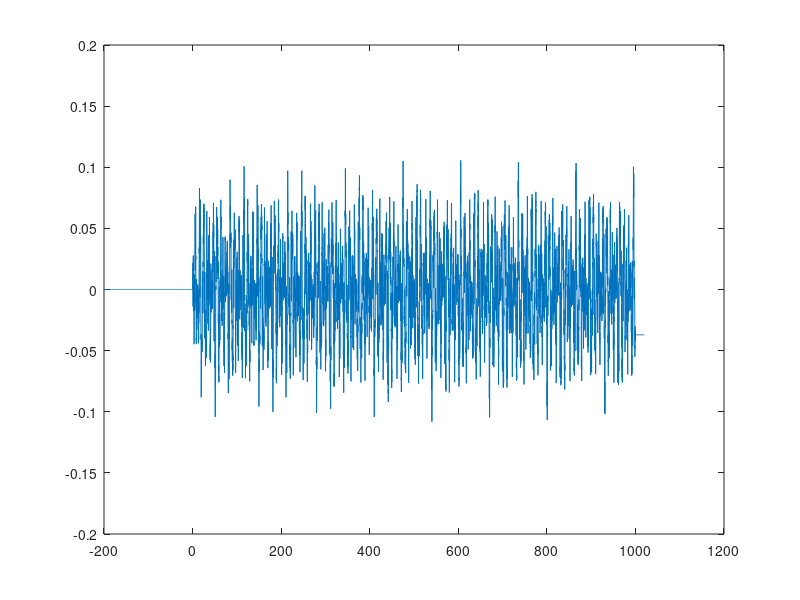

Write MATLAB code to recreate this figure.
clc
clear all
close all

profile1D = [reshape([0.09	0.8	1.36	1.44	1.77	1.68	2.24	2.28	0.75	-0.27
-1.05	-1.3	-0.38	0.5	1.18	2.16	2.87	2.52	2.38	2.5
1.38	-0.45	-1.68	-0.48	0.65	-0.45	-0.01	0.71	0.52	1.22
0.05	-2.13	-2.97	-3.64	-4.36	-4.39	-3.32	-2	-0.16	1.35
1.28	1.26	0.41	-0.21	0.57	0.85	1.24	-0.19	-1.04	0.79
-0.31	-0.96	-0.2	-1.62	-1.08	0.71	3.43	6.26	5.32	4.39
3.19	1.64	2.99	3.67	4.22	5.04	3.74	3.3	4.35	6.04
6.87	4.5	2.51	2.8	2.14	0.64	0.54	0.91	0.69	0.2
-1.23	-2.88	-3.75	-4.08	-3.88	-4.12	-4.35	-3.52	-1.91	0.12
0.95	0.28	-0.76	-1.15	-0.48	-0.76	-1.6	-1.76	-2.02	-2.18
-2.32	-1.55	-0.89	-1.74	-1.17	-0.95	-2.03	-1.4	-1.13	-1.18
-1.42	-1.98	-0.12	0.11	-0.92	0.5	-0.51	-1.26	0.37	-1.1
-1.48	-0.08	-1.43	-1.56	-0.97	-2.38	-3.17	-2.94	-2.31	-2.07
-3.17	-4.31	-3.84	-2.24	-2.24	-2.97	-3.31	-4.09	-2.42	-0.96
-2.68	-1.83	0.11	-0.76	-1.75	-1.83	-0.19	1.8	2.24	3.05
3.54	3.02	3.7	5.37	5.97	6.62	8.38	7.98	6.51	6.42
4.64	2.48	1.93	1.5	1.31	0.27	-0.56	0.46	1.5	3.18
5.35	5.97	6.03	6.8	7.44	6.88	6.28	6.13	5.11	3.68
3.2	4	4.41	3.32	2.51	2.14	0.63	-1.89	-3.59	-3.55
-3.8	-4	-3.63	-5.77	-8.44	-8.65	-8.73	-8.26	-6.94	-6.38
-5.69	-6.1	-7	-5.44	-3.84	-3.61	-3.85	-4.64	-4.64	-4.45
-4.41	-4	-4.36	-4.51	-4.17	-4.29	-4.82	-5.02	-2.9	-0.9
-0.8	0.08	0.32	-0.53	-0.74	-0.48	0.14	-0.08	0.15	1.1
0.76	1.03	1.59	0.38	-1.54	-1.83	0.52	2.18	2.29	2.37
1.96	2.66	4.2	4.53	3.87	4.25	5.85	4.84	3.8	5.28
4.78	5.05	7.02	6.5	6.36	7.11	6.19	5.23	6.04	6.75
5.8	5.94	5.78	3.66	3.47	3.37	1.66	1.19	0.35	-1.33
-2.05	-2.77	-3.85	-3.72	-2.91	-2.83	-1.62	0.78	1.54	0.76
-0.65	-1.9	-2.18	-1.96	-1.53	-2.25	-3.96	-3.5	-2.27	-3.68
-5.8	-6.17	-5.32	-4.4	-3.69	-2.79	-3.1	-4.53	-4.49	-3.74
-3.39	-4	-5.21	-4.08	-3.56	-4.86	-3.96	-3.99	-5.52	-5.04
-4.1	-3.17	-1.92	-0.28	1.15	1.11	1.48	1.96	1.87	3.21
5.44	6.51	5.58	4.58	4.46	4.01	3.96	3.64	2.88	2.56
1.91	1.71	0.92	-0.67	-0.74	-0.23	0.62	1.99	2.48	2.42
2.36	1.75	0.45	-0.21	-0.63	-1.91	-2.7	-2.06	-0.01	0.61
-0.75	-0.14	0.26	-0.57	-0.61	-2.11	-3.28	-2.31	-1.39	-0.52
0.95	2.77	3.89	4.52	4.21	2.62	1.8	0.96	0.82	1.81
1.63	1.32	0.15	0.27	2.22	0.95	0.85	2.23	1.58	3.23
5.15	6	5.6	2.07	0.33	-0.35	-0.75	1.24	1.39	0.88
0.63	-1.13	-1.14	-0.15	-0.08	-1.54	-4.75	-5.68	-4.45	-4.86
-5.54	-4.65	-4.06	-4.49	-5	-5.77	-5.87	-4.83	-3.61	-2.4
-1.78	-1.01	0.53	1.78	2.21	1.08	-0.72	-1.59	-1.39	-0.69
-1.2	-1.78	-1.33	-1.11	-0.8	-0.41	0.36	0.54	-0.43	0.19
0.23	-0.64	0.37	0.54	0.23	0.23	0.19	1.72	1.05	-0.28
0.85	-0.43	-0.84	0.65	-1.01	-0.91	0.4	-1.15	-0.92	-0.28
-1.48	-1.16	-0.01	0.65	0.57	-0.25	-0.09	1.52	2.87	2.2
1.52	1.97	2.33	4.26	4.82	2.95	4.29	5.52	3.81	3.48
4.61	6.38	7.17	6.12	5.78	5.29	4.34	4.81	5.38	4.42
3.58	3.25	0.83	-1.44	-1.76	-3.32	-4.15	-3.01	-2.37	-1.85
-1.81	-1.08	1.04	2.13	2.92	3.23	1.77	0.44	0	-0.92
-2.68	-3.83	-4.38	-5.54	-6.33	-5.92	-5.16	-5.65	-7.29	-7.97
-8.24	-9.4	-10.34	-9.61	-7.78	-7.07	-6.75	-6.28	-7.6	-7.75
-5.15	-3.34	-1.76	-0.13	0.13	0.4	0.08	0.08	2.12	2.82
1.83	1.15	0.68	1.22	1.76	1.9	2.31	2.08	2.33	2.98
3.08	3.27	4.15	6.28	6.83	5.42	5.22	4.5	3.33	3.48
3.89	4.2	3.76	3.84	4.3	3.43	3.35	3.32	1.98	1.5
3.14	5.75	6.01	4.72	4.24	3.85	4.46	5.04	4.02	2.87
3.06	3.56	1.7	0.94	2.4	1.47	1.41	2.3	0.42	-0.41
-0.42	-1.98	-2.67	-1.91	-2.18	-3.86	-4.18	-4.86	-6.73	-6.22
-6.11	-7.4	-7.02	-7.05	-7.51	-6.63	-5.89	-5.32	-3.7	-2.2
-1.79	-0.69	0.27	-1.15	-3.22	-4.44	-4.63	-3.85	-3.18	-2.98
-3.7	-4.35	-2.86	-1.92	-3.48	-4.04	-2.28	-0.37	0.55	0.77
0.82	-0.05	-0.94	0.09	1.07	1.02	0.48	0.26	1.97	2.31
1.3	2.69	2.81	2.18	4.03	5.5	6.25	7	7.43	7.2
5.89	5.56	5.51	5.05	5.75	6.05	4.46	1.88	0.56	0.47
-0.1	-0.36	-0.85	-1.56	-1.6	-1.9	-1.84	-2.13	-2.5	-1.14
0.11	0.82	1.28	0.51	-0.49	-1.16	-2.04	-2.88	-2.69	-2.31
-2.47	-1.63	0.13	1.64	0.99	-0.63	0.2	0.33	-0.68	-0.43
-0.99	-0.42	1.88	2.97	3.51	4.19	4.37	3.43	2.05	0.38
-1.4	-1.54	-1.4	-0.83	0.14	-0.5	-0.91	-1.27	-0.41	1.12
-0.55	-0.32	1.02	0.02	1.07	1.19	-0.66	-2.95	-6.16	-5.89
-4.52	-3.68	-1.79	-2.61	-3.75	-3.98	-5.02	-4.08	-3.15	-3.99
-5.49	-6.73	-4.93	-2.35	-2.33	-2.1	-0.54	-0.08	-0.54	-0.41
0.02	1.21	2.94	3.92	4.31	4.11	4.12	4.42	3.76	2.27
0.25	-0.94	-0.45	0.61	1.27	0.73	0.65	1.57	1.83	2.02
2.2	2.33	1.84	0.87	1.56	1.46	0.78	1.87	1.63	1.04
1.21	1.21	1.97	0.6	-0.46	0.9	-0.18	-0.01	1.48	-0.11
0.58	1.81	0.24	1.05	1.84	0.97	2.05	3.16	3.03	2.46
1.98	2.79	4.07	4	2.4	1.89	2.71	2.98	3.75	2.77
0.63	1.95	2.05	-0.25	0.08	1.25	1.52	0.28	-1.96	-2.64
-3.21	-3.95	-3.49	-3.74	-5.37	-6.24	-6.55	-8.16	-8.38	-6.63
-6.31	-5.05	-2.59	-1.81	-1.43	-1.24	-0.53	0.56	-0.22	-1.41
-2.82	-5.08	-6.04	-5.98	-6.51	-7.24	-6.87	-6.04	-5.83	-5.02
-3.53	-2.74	-3.29	-3.97	-3.07	-1.99	-1.62	-0.41	1.99	4.03
4.23	4.2	4.6	4.13	5.53	8.5	9.07	8.89	8.64	7.25
6.49	5.85	5.8	6.89	5.85	3.91	3.5	3.64	4.38	4.62
4.3	4.31	3.89	4.04	4.36	3.99	3.96	4.35	4.75	3.14
0.7	0.41	-0.18	-0.77	0.06	0.44	0.29	-0.34	-0.35	-0.25
-1.27	-1.18	-1.09	-1.81	-1	0.9	1.72	-0.24	-2.4	-2.64
-2.72	-2.38	-2.67	-4.22	-4.87	-4.29	-4.19	-5.77	-5.49	-3.86
-5.1	-5.21	-4.78	-6.78	-6.81	-6.16	-6.96	-6.39	-5.14	-5.53
-6.52	-5.75	-5.4	-5.66	-3.66	-2.81	-3.11	-1.5	-0.66	-0.17
1.51	2.43	2.95	4	4.16	3.24	2.97	2.2	-0.17	-1.39
-0.75	0.59	1.99	2.46	2.3	1.87	2.18	3.9	4.07	2.6
3.36	5.63	6.37	5.61	4.57	3.84	2.96	2.85	4.26	4.62
3.83	3.37	3.64	4.97	4.4	3.23	4.49	4.12	3.47	5.01
4.95	3.85	2.95	1.71	0.2	-1.44	-1.64	-1.72	-2.36	-2.24
-3.14	-5.31	-6.71	-6.07	-4.77	-4.53	-4.12	-3.89	-3.74	-2.92
-2.52	-1.94	-1.57	-1.12	0.48	0.91	0.33	-0.37	-1.74	-2.45
-2.38	-2.28	-1.83	-0.58	0.33	0.61	1.71	2.68	2.35	0.48
-0.79	0.49	0.46	-0.38	0.46	0.6	1.62	3.18	2.46	1.34
0.51	-0.82	-2.62	-3.9	-4.49	-4.46	-2.93	-1.84	-1.13	-0.63
-1.61	-1.7	-1.34	-0.46	0.11	-1.94	-1.45	-0.51	-2.14	-1.72
-2.62	-4.85	-5.64	-5.74	-2.6	-0.09	0.39	1.16	-0.53	-1.35
-0.58	-0.53	1.06	1.67	0.62	0.37	1.37	4.4	6.11	4.9
4.76	5.64	5	4.1	4.38	4.87	5.52	5.84	4.9	3.63
2.36	1.58	0.99	-0.43	-1.75	-2.35	-1.52	0.35	1.46	1.47
0.73	0.89	1.67	1.34	1	0.74	0.35	-0.28	-0.79	0.15
-0.02	-0.54	0.48	-0.18	-0.77	-0.32	-0.39	-0.16	-1.44	-1.58
0.23	-0.65	-0.14	1.09	-0.57	0.43	1.25	-0.45	0.66	1.14
0.08	1.08	1.24	0.03	-0.74	-0.88	-0.13	0.04	-1.33	-2.95
-2.71	-1.72	-2.08	-2.39	-3.9	-5.23	-3.4	-3.79	-5.67	-4.28
-3.39	-4.34	-5.96	-7.15	-6.25	-5.56	-5.27	-4.2	-4.27	-5.02
-4.33	-3.18	-2.9	-1.02	1.7	2.16	3.25	4.53	3.52	2.63
2.09	1.86	1.5	-0.5	-1.88	-2.51	-3.03	-1.82	-0.21	0.38
1.1	2.76	4.15	4.66	5.63	6.59	6.38	5.54	5.62	7.16
8.12	8.23	9.13	10.17	9.78	7.92	6.8	6.57	5.91	6.78
7.54	5.21	2.99	1.57	-0.21	-0.68	-0.82	-0.73	-0.35	-2.05
-3.31	-2.4	-1.6	-1.06	-1.36	-2.06	-2.16	-2.57	-2.49	-2.49
-3.2	-3.39	-3.51	-4.13	-6.02	-7.17	-5.8	-5.22	-4.82	-3.49
-3.38	-3.81	-4.17	-3.89	-3.66	-4.26	-3.59	-3.15	-3.38	-2.24
-1.41	-2.58	-5.23	-6.15	-4.81	-4.12	-3.71	-3.98	-4.78	-4.03
-2.72	-2.53	-3.23	-1.89	-0.38	-1.79	-1.47	-0.73	-1.88	-0.48
0.95	0.77	2.05	3.15	2.55	2.36	3.95	4.67	4.88	6.76
6.8	6.11	7.36	7.31	6.93	7.48	6.79	5.81	5.29	3.89
2.18	1.64	0.88	-0.33	0.63	2.81	4.21	4.62	3.92	3.13
2.8	3.25	4.13	3.08	1.6	2.75	3.83	2.4	0.33	-0.81
-1.07	-1.14	-0.53	0.6	-0.04	-1.28	-1.37	-0.96	-0.47	-1.82
-2.85	-1.67	-2.57	-3.36	-2.43	-3.82	-5.6	-6.31	-7.03	-7.43
-7.37	-6.12	-5.39	-5.46	-4.9	-5.29	-5.84	-4.6	-2.04	-0.28
-0.14	0.28	0.65	0.94	1.72	1.81	2	2.04	2.07	2.6
1.56	0.08	-0.62	-1.19	-0.64	0.46	1.16	1.94	2.84	2.85
2.29	2.39	1.83	0.17	-1.49	-1.43	0.4	0.12	-0.56	0.53
0.46	0.71	0.69	-1.53	-2.96	-3.42	-4.03	-4.3	-3.53	-2.1
-0.55	1.35	1.82	1.53	1.19	0.06	0.39	0.99	1.25	0.92
-0.94	0.13	0.86	-0.86	-0.07	-0.46	-1.21	0.56	2.6	5.83
6.46	4.72	4.03	2.12	2.2	3.72	3.84	4.83	4.41	3.09
3.63	4.96	6.41	5.31	2.38	1.81	1.95	0.52	-0.33	0.11
0.13	-0.27	-1.22	-2.95	-4.08	-4.51	-4.37	-4.15	-4.44	-3.98
-2.59	-0.65	0.86	0.63	-0.44	-1.3	-1	-0.61	-1.47	-1.9
-2.02	-2.22	-2.31	-2.07	-0.97	-1.3	-1.68	-0.75	-1.59	-1.85
-1.02	-1.18	-1.1	-1.8	-1.09	0.61	-0.63	-0.24	0.41	-1.42
-0.34	-0.08	-1.89	-0.61	-0.64	-1.97	-1.13	-1.69	-3.08	-3.1
-2.59	-1.96	-2.44	-3.76	-4.06	-2.63	-1.62	-2.38	-2.72	-3.31
-3.01	-0.57	-1.12	-2.09	0.18	0.57	-0.73	-1.15	-0.31	1.99
3.06	3.39	4.25	3.99	3.85	5.29	6.46	6.61	7.86	8.64
6.89	6.11	5.35	2.82	1.66	1.36	1.11	0.72	-0.47	-0.06
1.3	2.52	4.7	6.05	5.97	6.24	6.98	6.82	5.86	5.49
4.88	3.4	2.34	2.6	3.42	2.83	1.53	1.06	0.13	-2.08
-4.36	-4.91	-4.64	-5.08	-4.72	-5.39	-8.37	-9.48	-9.08	-8.92
-7.61	-6.57	-6	-5.58	-6.61	-6.19	-4.07	-3.35	-3.44	-4.06
-4.54	-4.18	-4.15	-3.81	-3.71	-4.13	-3.83	-3.65	-3.91	-4.37
-3.31	-0.65	0.07	0.3	1.12	0.47	-0.13	-0.06	0.49	0.76
0.45	1.33	1.6	1.23	1.93	1.56	-0.24	-1.47	-0.05	2.47
3.01	3.02	2.81	2.75	4.16	5.13	4.71	4.25	5.55	6.02
4.14	4.77	5.55	4.7	6.36	7.07	6.07	6.67	6.53	5.14
5.05	6.15	5.74	4.92	5.34	3.76	2.24	2.68	1.42	0.16
-0.12	-1.62	-2.8	-3.2	-4.11	-4.54	-3.64	-3.1	-2.65	-0.49
1.17	0.76	-0.53	-2.02	-2.72	-2.61	-2.22	-2.2	-3.74	-4.51
-3.07	-3.12	-5.35	-6.49	-5.88	-4.75	-3.95	-3.13	-2.68	-3.89
-4.68	-3.93	-3.36	-3.37	-4.58	-4.64	-3.09	-3.96	-4.24	-3.12
-4.37	-4.84	-3.65	-2.71	-1.5	-0.07	1.64	2.17	2.01	2.67
2.67	3.14	5.14	6.8	6.54	5.05	4.55	4.24	3.83	3.78
2.99	2.46	1.98	1.44	1.2	-0.23	-1.06	-0.47	0.17	1.44
2.39	2.36	2.2	1.85	0.73	-0.4	-0.67	-1.52	-2.63	-2.56
-0.97	0.78	-0.11	-0.72	0.35	-0.26	-0.65	-1.2	-2.94	-2.65
-1.34	-0.48	0.72	2.45	3.89	4.48	4.61	3.28	1.89	1.27
0.54	1.31	1.76	1.32	0.74	-0.27	1.44	1.91	0.38	1.83
1.96	2.1	4.44	5.35	5.67	3.19	-0.03	-0.56	-1.38	-0.26
1.21	0.39	0.3	-0.91	-2.09	-1.14	-0.67	-1.33	-3.97	-6.34
-5.46	-4.73	-5.61	-5.32	-4.22	-4.25	-4.74	-5.27	-5.73	-4.97
-3.64	-2.34	-1.38	-0.88	0.34	1.73	2.44	1.93	0.09	-1.29
-1.51	-0.82	-0.63	-1.48	-1.36	-0.9	-0.68	-0.27	0.23	0.93
0.22	-0.1	0.71	-0.17	-0.03	0.92	0.47	0.49	0.26	1.1
1.94	0.07	0.33	0.62	-1.08	0.24	0.17	-1.37	0.25	-0.09
-1.24	-0.07	-0.61	-1.25	-0.1	0.81	1.13	0.53	0.09	1.15
2.91	3.16	2.02	2.13	2.53	3.56	5.37	4.01	3.39	5.54
4.8	3.38	4.07	5.53	6.98	6.41	5.37	5.15	4.13	3.78
4.56	4.21	2.87	2.45	1.14	-1.79	-2.66	-3.24	-4.77	-4.09
-2.91	-2.36	-1.94	-1.79	-0.08	1.62	2.17	2.75	1.89	0.07
-0.76	-1.33	-2.81	-4.4	-4.98	-5.72	-6.77	-6.78	-5.94	-5.66
-6.95	-8.18	-8.27	-8.86	-9.92	-9.84	-8.09	-6.56	-6.3	-5.64
-5.97	-7.12	-5.31	-2.69	-1.31	0.47	1.24	1.25	1.33	0.78
1.95	3.66	3.02	2.05	1.46	1.5	2.29	2.46	2.78	2.88
2.69	3.35	3.68	3.74	4.18	5.74	7.34	6.27	5.22	5.04
3.73	3.28	3.71	4.09	4	3.55	4.1	3.77	3	3.3
2.49	1.39	2.1	4.59	6.15	4.98	3.99	3.58	3.55	4.41
4.02	2.62	2.06	2.74	2.04	0.04	1.01	1.43	0.23	1.26
0.58	-1.35	-1.25	-2.11	-3.52	-3.2	-2.65	-3.94	-5.09	-5.04
-6.64	-7.32	-6.27	-7.2	-7.58	-6.89	-7.34	-6.94	-5.77	-5.2
-4.05	-2.22	-1.44	-0.98	0.28	-0.14	-2.34	-3.94	-4.53	-3.99
-3.08	-2.64	-2.84	-3.78	-3.25	-1.47	-2.01	-3.47	-2.5	-0.33
1.05	1.4	1.44	1.06	-0.14	0.02	1.4	1.71	1.39	0.79
1.65	3.19	2.21	2.43	3.74	2.85	3.59	5.61	6.38	7.03
7.42	7.45	6.37	5.27	5.32	4.82	4.83	5.52	4.67	2.23
0.09	-0.25	-0.46	-0.93	-1.09	-1.83	-2.06	-2.09	-2.23	-2.08
-2.6	-1.97	-0.32	0.45	1.05	0.77	-0.38	-1.17	-1.86	-2.75
-2.99	-2.36	-2.27	-1.98	-0.46	1.27	1.74	-0.01	-0.42	0.64
-0.27	-0.54	-0.45	-0.8	1.09	2.91	3.36	3.87	4.2	3.62
2.16	0.67	-1.22	-2.09	-1.69	-1.48	-0.38	-0.27	-1.05	-1.23
-1.27	0.53	0.31	-1.18	0.47	0.25	-0.08	1.07	-0.39	-2.37
-5.35	-6.89	-5.07	-4.21	-2.58	-1.85	-3.54	-3.81	-4.53	-4.67
-3.15	-3.28	-4.47	-5.95	-5.58	-2.57	-1.31	-1.66	-0.53	0.67
0.37	0.16	0.54	1.29	2.92	4.22	4.69	4.62	4.24	4.42
4.16	2.88	1.03	-0.71	-0.8	0.24	1.24	1.25	0.65	1.31
1.97	2.02	2.23	2.28	2.2	1.17	1.03	1.77	0.88	1.25
1.98	1.09	1.09	1.06	1.53	1.46	-0.51	0.2	0.62	-0.59
1.09	0.86	-0.23	1.69	1.09	0.33	1.89	1.41	1.37	2.89
3.16	2.68	2	2.14	3.39	4.02	2.87	1.47	1.97	2.5
2.85	3.06	0.75	0.32	1.88	0.05	-1.13	0.14	0.75	0.25
-1.91	-3.43	-3.64	-4.46	-4.48	-4.05	-5.17	-6.58	-6.75	-7.56
-8.72	-7.26	-5.93	-5.5	-3.13	-1.5	-1.25	-0.96	-0.79	0.3
0.34	-1.11	-2.29	-4.27	-5.96	-6	-6	-6.66	-6.73	-5.73
-5.12	-4.67	-3.28	-2	-1.93	-2.78	-2.56	-1.16	-0.48	0.22
2.18	4.59	5.54	5.16	5.47	5.34	5.41	8.09	9.81	9.32
9.1	7.98	6.64	6.09	5.46	6.21	6.39	4.31	3.19	3.24
3.71	4.37	4.08	3.93	3.72	3.41	3.83	3.68	3.34	3.49
3.9	3.36	0.74	-0.54	-0.52	-1.38	-1.02	-0.22	-0.2	-0.62
-1.1	-0.76	-1.35	-1.98	-1.47	-1.98	-2.03	-0.42	1.09	0.3
-2.38	-3.38	-3.3	-3.22	-2.93	-4.06	-5.3	-5.1	-4.42	-5.28
-6.33	-4.61	-4.42	-5.71	-4.81	-5.83	-7.19	-6.12	-6.31	-6.56
-5.21	-4.64	-5.65	-5.69	-4.57	-4.85	-3.85	-1.83	-2.09	-1.34
0.26	0.52	1.71	3.13	3.51	4.21	4.84	4.09	3.25	2.97
1.17	-0.86	-0.77	0.46	1.99	2.93	2.91	2.57	2.32	3.52
4.78	3.62	2.99	4.97	6.52	6.14	4.96	4.03	3.28	2.6
3.47	4.61	4.04	3.34	3.17	4.11	4.74	3.15	3.36	4.23
2.97	3.66	4.62	3.5	2.45	1.28	-0.09	-1.77	-2.67	-2.39
-2.91	-3.12	-3.24	-4.95	-6.79	-6.93	-5.42	-4.57	-4.34	-3.8
-3.74	-3.09	-2.38	-1.99	-1.35	-1.17	-0.04	1.14	0.66	-0.01
-1.13	-2.28	-2.35	-2.12	-1.84	-0.88	0.4	0.79	1.36	2.52
2.71	1.43	-0.6	-0.31	0.83	-0.17	0.01	0.7	0.9	2.57
2.82	1.4	0.44	-0.64	-2.27	-3.83	-4.48	-4.68	-3.65	-1.99
-1.34	-0.55	-0.97	-1.75	-1.32	-0.91	0.23	-0.83	-2.18	-0.51
-1.36	-2.19	-1.76	-3.9	-5.12	-5.44	-3.74	-0.06	0.84	1.48
1.02	-0.9	-0.33	0.02	0.77	2.34	1.7	0.98	1.39	3.54
6.36	6.05	4.82	5.49	5.59	4.4	4.12	4.6	5.03	5.54
5.02	3.65	2.32	1.21	0.71	-0.27	-1.7	-2.5	-2.27	-0.57
1.06	1.51	0.95	0.45	1.2	1.38	0.81	0.6	0.2	-0.22
-0.97	-0.62	0.13	-0.73	-0.23	0.18	-0.95	-0.69	-0.54	-0.43
-0.8	-2.08	-0.56	0	-0.9	0.8	0.21	-0.64	1.22	0.14
-0.41	1.15	0.23	0.15	1.14	0.22	-0.86	-1.31	-0.93	-0.28
-1.01	-2.77	-3.5	-2.41	-2.15	-2.66	-3.32	-5.27	-4.66	-3.2
-5.16	-5.28	-3.49	-3.8	-5.12	-6.67	-6.55	-5.25	-4.94	-4.09
-3.36	-4.02	-4.02	-2.66	-1.95	-1.12	1.72	3.18	3.35	4.86
4.67	3.25	2.61	2.06	1.96	0.66	-1.29	-1.89	-2.42	-1.93
-0.03	1.1	1.6	2.85	4.56	5.32	5.83	6.88	7.13	6.34
5.76	6.71	8.15	8.33	8.61	9.61	9.8	8.27	6.39	5.94
5.41	5.23	6.48	5.39	2.48	0.96	-0.69	-1.79	-1.72	-1.85
-1.32	-1.91	-3.86	-3.65	-2.5	-1.88	-1.69	-2.45	-2.77	-2.96
-3.22	-2.95	-3.44	-3.94	-3.97	-4.28	-5.48	-7.32	-6.76	-5.28
-5.13	-4.01	-3.19	-3.58	-3.97	-4.05	-3.51	-3.85	-3.89	-2.94
-3.12	-2.69	-1.44	-1.7	-3.91	-5.96	-5.19	-3.87	-3.45	-3.19
-3.94	-3.94	-2.56	-1.68	-2.17	-2.06	0.06	-0.17	-1.26	0.06
-0.5	-0.59	1.57	1.81	2.21	3.76	3.82	3.06	3.91	5.39
5.34	6.45	7.69	6.59	6.96	7.76	6.95	7.12	7.03	5.78
5.05	4.13	2.31	1.23	0.96	-0.17	-0.28	1.79	3.63	4.39
4.05	3.06	2.5	2.49	3.33	3.32	1.49	1.33	2.95	2.55
0.38	-1.24	-1.74	-1.73	-1.51	-0.4	-0.07	-1.43	-2.04	-1.78
-1.19	-1.54	-3.32	-2.84	-2.36	-3.9	-3.38	-3.42	-5.51	-6.47
-7.02	-7.42	-7.46	-6.61	-5.22	-5.11	-4.76	-4.44	-5.11	-4.65
-2.43	0	0.68	0.68	1.19	1.3	1.89	2.3	2.21	2.39
2.17	2.53	2.31	0.63	-0.32	-0.88	-0.86	0.25	1.17	1.8
2.63	3.08	2.48	2.16	2.05	0.74	-1.02	-1.92	-0.49	0.6
-0.54	-0.06	0.61	0.29	0.75	-0.63	-2.77	-3.35	-3.72	-4.07
-3.67	-2.26	-0.75	1.04	2.29	1.92	1.68	0.76	0.2	1.04
1.25	1.46	0.02	-0.65	1.22	0.09	-0.46	0.45	-0.75	0.17
2.23	4.82	7.11	5.57	4.3	3.05	1.67	3.19	3.84	4.2
4.78	3.32	2.94	4.02	5.41	5.67	2.9	0.91	1.25	0.53
-0.91	-0.86	-0.47	-0.8	-1.41	-2.86	-4.32	-4.86	-4.86	-4.39
-4.38	-4.29	-3.14	-1.39	0.48	0.95	-0.03	-1.13	-1.44	-0.78
-1.14	-1.98	-2.05	-2.22	-2.27	-2.26	-1.43	-0.83	-1.7	-1.11
-0.93	-1.97	-1.25	-0.97	-1.07	-1.25	-1.66	0.2	0.28	-0.82
0.52	-0.58	-1.3	0.29	-1.26	-1.56	-0.2	-1.62	-1.72	-1.16
-2.6	-3.2	-2.76	-2.08	-1.9	-2.98	-3.87	-3.09	-1.44	-1.53
-2.26	-2.44	-2.91	-1.06	0.32	-1.38	-0.35	1.53	0.51	-0.35
-0.09	1.77	3.7	3.96	4.6	4.92	4.34	5.05	6.59	6.94
7.31	8.61	7.67	5.83	5.46	3.49	1.4	1.08	0.82	0.75
-0.09	-0.55	0.84	2.1	3.82	5.77	6.04	5.81	6.31	6.56
5.64	4.77	4.38	3.16	1.71	1.32	2.08	2.23	0.87	-0.08
-0.63	-2.3	-4.74	-6.09	-5.74	-5.79	-5.91	-5.6	-7.72	-9.99
-9.62	-9.2	-8.33	-6.76	-6.12	-5.43	-5.77	-6.41	-4.61	-3.06
-3.02	-3.37	-4.12	-4	-3.7	-3.6	-3.16	-3.47	-3.51	-3.06
-3.09	-3.42	-3.26	-0.93	0.95	0.85	1.55	1.57	0.62	0.46
0.78	1.37	1.13	1.37	2.25	1.81	2	2.39	1.07	-0.62
-0.44	2.15	3.7	3.59	3.57	3.19	3.94	5.37	5.45	4.68
5.03	6.41	5.18	4.16	5.64	5.08	5.32	7.1	6.28	5.94
6.46	5.31	4.32	5.08	5.54	4.35	4.27	3.85	1.6	1.4
1.2	-0.56	-1.01	-1.82	-3.39	-3.86	-4.34	-5.07	-4.56	-3.48
-3.17	-1.81	0.44	0.78	-0.39	-1.92	-3.08	-3.19	-2.88	-2.52
-3.31	-4.86	-4.2	-3.03	-4.55	-6.44	-6.36	-5.17	-4.1	-3.38
-2.6	-3.06	-4.42	-4.16	-3.32	-3.02	-3.63	-4.64	-3.34	-2.81
-4.02	-2.98	-2.96	-4.27	-3.4	-2.17	-1.07	0.29	1.87	3.09
2.85	3.11	3.53	3.44	4.77	6.71	7.23	5.84	4.62	4.38
3.81	3.64	3.18	2.33	1.96	1.3	1.06	0.28	-1.12	-0.89
-0.14	0.82	2.09	2.36	2.06	1.79	1	-0.34	-0.93	-1.27
-2.38	-2.81	-1.82	0.26	0.68	-0.75	-0.11	0.23	-0.68	-0.74
-2.11	-2.91	-1.54	-0.4	0.59	2.1	3.73	4.51	4.69	3.98
2.18	1.35	0.64	0.64	1.65	1.36	0.99	-0.05	0.26	2.18
0.86	0.85	2.28	1.64	3.27	4.89	5.14	4.13	0.36	-1.2
-1.55	-1.66	0.38	0.35	-0.35	-0.71	-2.42	-2.28	-1.32	-1.52
-3.18	-6.17	-6.6	-5.05	-5.31	-5.75	-4.64	-4	-4.43	-4.81
-5.3	-5.03	-3.67	-2.3	-1.08	-0.49	0.25	1.66	2.56	2.55
1.07	-0.77	-1.46	-1.07	-0.36	-0.88	-1.36	-0.78	-0.49	-0.14
0.26	0.94	0.98	0	0.62	0.62	-0.2	0.85	0.95	0.58
0.61	0.61	2	1.14	-0.19	0.94	-0.33	-0.64	0.85	-0.81
-0.58	0.73	-0.83	-0.48	0.21	-0.9	-0.36	0.88	1.45	1.28
0.55	0.92	2.58	3.72	2.86	2.19	2.75	3.19	4.97	5.23
3.28	4.62	5.61	3.74	3.52	4.73	6.27	6.62	5.22	4.67
4.03	3.03	3.43	3.75	2.51	1.47	0.94	-1.56	-3.61	-3.63
-4.84	-5.21	-3.67	-2.85	-2.24	-2.05	-1.18	0.88	1.68	2.06
1.9	0.08	-1.38	-1.9	-2.92	-4.65	-5.63	-5.99	-6.93	-7.4
-6.72	-5.93	-6.47	-7.99	-8.4	-8.41	-9.24	-9.66	-8.41	-6.3
-5.52	-5.16	-4.63	-5.7	-5.36	-2.4	-0.55	0.9	2.28	2.26
2.32	1.94	1.98	3.9	4.26	3	2.29	1.93	2.54	3.07
3.15	3.5	3.26	3.52	4.15	4.19	4.4	5.28	7.13	7.21
5.46	5.1	4.29	3.15	3.4	3.82	4.03	3.53	3.57	3.92
2.96	2.86	2.8	1.55	1.38	3.22	5.6	5.4	3.82	3.27
2.9	3.42	3.77	2.53	1.37	1.57	1.9	0	-0.61	0.87
-0.15	-0.27	0.43	-1.6	-2.4	-2.39	-3.89	-4.38	-3.55	-3.9
-5.54	-5.73	-6.28	-7.86	-7.03	-6.74	-7.79	-7.1	-6.87	-7.03
-5.84	-4.88	-4.13	-2.43	-1.05	-0.82	0.04	0.59	-1.19	-3.26
-4.2	-4.06	-3.06	-2.35	-2.19	-2.85	-3.25	-1.62	-0.77	-2.3
-2.52	-0.48	1.38	2.07	2.05	1.9	0.96	0.22	1.39	2.32
2.13	1.62	1.54	3.26	3.46	2.45	3.85	3.93	3.37	5.28
6.56	6.99	7.4	7.42	6.79	5.27	4.83	4.68	4.12	4.63
4.54	2.59	0.01	-1.09	-0.97	-1.41	-1.57	-1.95	-2.51	-2.38
-2.51	-2.32	-2.43	-2.55	-1.01	0.2	0.71	0.9	-0.09	-1.15
-1.77	-2.52	-3.11	-2.65	-2.08	-2.04	-1	0.76	1.96	1.01
-0.6	0.29	0.38	-0.61	-0.24	-0.59	0.2	2.52	3.36	3.6
3.93	3.68	2.38	0.79	-0.86	-2.4	-2.22	-1.83	-1.16	-0.24
-0.96	-1.32	-1.51	-0.59	0.78	-0.98	-0.72	0.55	-0.59	0.27
0.05	-2.09	-4.34	-7.06	-6.16	-4.38	-3.44	-1.69	-2.71	-3.85
-3.92	-4.72	-3.58	-2.67	-3.58	-4.85	-5.56	-3.3	-0.66	-0.73
-0.47	1.05	1.35	0.83	1.04	1.58	2.8	4.38	5.03	5.06
4.58	4.34	4.36	3.38	1.71	-0.19	-1.04	-0.21	0.97	1.55
0.99	0.98	1.92	2.1	2.2	2.27	2.26	1.68	0.75	1.48
1.36	0.71	1.8	1.46	0.84	1.05	1.04	1.66	0.24	-0.67
0.78	-0.23	0.04	1.51	-0.07	0.71	1.88	0.31	1.2	1.97
1.1	2.22	3.19	2.82	2.16	1.73	2.57	3.64	3.24	1.53
1.1	1.96	2.1	2.6	1.38	-0.71	0.66	0.6	-1.71	-1.2
-0.08	-0.14	-1.62	-3.84	-4.33	-4.71	-5.27	-4.7	-4.97	-6.5
-7.12	-7.16	-8.35	-8.02	-5.87	-5.28	-3.83	-1.4	-0.85	-0.67
-0.61	-0.08	0.68	-0.49	-1.92	-3.4	-5.46	-6.06	-5.68	-5.95
-6.32	-5.56	-4.47	-4.03	-3.01	-1.46	-0.78	-1.35	-1.8	-0.64
0.6	1.1	2.47	4.83	6.54	6.37	6.11	6.39	5.93	7.35
9.99	9.98	9.27	8.6	6.94	6.08	5.43	5.36	6.24	4.93
2.98	2.76	3.04	3.77	3.91	3.47	3.42	2.96	3.07	3.29
2.81	2.71	2.93	3.01	1.14	-1.23	-1.3	-1.68	-2.06	-1.09
-0.73	-0.95	-1.56	-1.54	-1.44	-2.41	-2.21	-2.04	-2.63	-1.67
0.09	0.46	-1.82	-3.91	-3.92	-3.85	-3.51	-3.85	-5.33	-5.73
-4.98	-4.86	-6.27	-5.74	-4.08	-5.34	-5.38	-4.92	-6.78	-6.5
-5.63	-6.22	-5.41	-4.09	-4.47	-5.26	-4.23	-3.68	-3.68	-1.53
-0.69	-0.93	0.74	1.54	1.99	3.56	4.25	4.5	5.22	4.99
3.78	3.3	2.36	0.08	-0.75	0.3	1.82	3.16	3.45	3.17
2.76	3.16	4.78	4.71	3.23	4.12	6.24	6.54	5.4	4.18
3.42	2.64	2.69	4.09	4.25	3.31	2.89	3.2	4.36	3.58
2.38	3.6	3.08	2.37	3.75	3.33	1.92	0.85	-0.5	-1.98
-3.41	-3.37	-3.32	-3.87	-3.72	-4.62	-6.56	-7.43	-6.29	-4.73
-4.37	-3.86	-3.51	-3.23	-2.31	-1.88	-1.29	-0.9	-0.45	1.01
1.14	0.29	-0.54	-1.85	-2.35	-2.03	-1.73	-1.09	0.23	1.06
1.25	2.2	2.85	2.14	0.17	-0.91	0.49	0.43	-0.37	0.55
0.71	1.64	2.88	1.75	0.38	-0.57	-1.94	-3.59	-4.53	-4.69
-4.23	-2.45	-1.33	-0.74	-0.39	-1.42	-1.43	-0.98	-0.19	0.17
-1.9	-1.32	-0.44	-2.14	-1.72	-2.61	-4.61	-4.86	-4.32	-0.85
1.53	1.67	2.11	0.31	-0.36	0.61	0.78	2.36	2.81	1.71
1.68	2.92	5.82	7.04	5.43	5.12	5.79	4.91	3.94	4.22
4.6	5.01	4.98	3.71	2.26	0.98	0.25	-0.3	-1.6	-2.62
-2.76	-1.56	0.42	1.37	1.17	0.37	0.55	1.26	0.78	0.37
0.08	-0.33	-0.9	-1.26	-0.26	-0.45	-0.94	0.06	-0.64	-1.19
-0.66	-0.75	-0.56	-1.75	-1.68	0.16	-0.74	-0.21	0.91	-0.78
0.23	0.94	-0.8	0.34	0.72	-0.41	0.53	0.49	-0.85	-1.55
-1.59	-0.87	-0.89	-2.36	-3.81	-3.33	-2.31	-2.77	-3.17	-4.59
-5.6	-3.61	-4.02	-5.72	-4.11	-3.28	-4.35	-5.8	-6.57	-5.28
-4.37	-3.93	-2.79	-2.83	-3.38	-2.4	-1.07	-0.61	1.38	3.91
4.05	4.79	5.63	4.18	3.08	2.46	2.11	1.6	-0.38	-1.51
-1.73	-1.79	-0.19	1.58	2.22	3.02	4.67	5.89	6.19	6.94
7.59	7.08	6.14	6.27	7.73	8.43	8.26	8.86	9.42	8.48
6.3	5.09	4.84	4.14	4.83	5.15	2.42	0.13	-1.15	-2.68
-2.85	-2.75	-2.55	-2.2	-3.83	-4.77	-3.55	-2.68	-2.22	-2.61
-3.32	-3.37	-3.71	-3.58	-3.59	-4.29	-4.41	-4.52	-5.15	-6.84
-7.52	-5.76	-5	-4.51	-3.18	-3.19	-3.66	-3.93	-3.57	-3.31
-3.81	-3.05	-2.59	-2.79	-1.7	-1.14	-2.57	-5.07	-5.53	-3.85
-3.07	-2.66	-2.89	-3.49	-2.51	-1.14	-1	-1.57	-0.14	1.23
-0.25	0.15	0.95	-0.07	1.5	2.93	2.69	3.93	4.84	4.1
3.97	5.55	6.12	6.2	7.82	7.52	6.62	7.66	7.3	6.65
6.92	5.91	4.72	4.04	2.54	0.93	0.58	0.05	-0.78	0.56
2.83	3.97	4.03	3.09	2.22	1.93	2.36	3.03	1.79	0.37
1.55	2.36	0.61	-1.47	-2.38	-2.38	-2.23	-1.52	-0.5	-1.3
-2.52	-2.48	-2.03	-1.67	-3.08	-3.96	-2.74	-3.67	-4.4	-3.5
-4.96	-6.59	-6.98	-7.36	-7.36	-6.89	-5.38	-4.55	-4.54	-3.88
-4.12	-4.33	-2.72	-0.09	1.45	1.34	1.6	1.86	2.04	2.67
2.59	2.6	2.5	2.38	2.67	1.43	-0.05	-0.56	-0.88	-0.09
1.1	1.76	2.41	3.08	2.82	2.06	1.97	1.22	-0.49	-1.89
-1.49	0.41	0.04	-0.62	0.48	0.29	0.37	0.12	-2.16	-3.37
-3.51	-3.78	-3.65	-2.5	-0.84	0.72	2.4	2.55	1.98	1.51
0.4	0.81	1.4	1.51	1.07	-0.66	0.56	1.25	-0.43	0.51
0.27	-0.18	1.91	3.97	6.78	6.75	4.55	3.69	1.9	2.18
3.76	3.74	4.5	3.85	2.5	3.12	4.31	5.28	3.67	0.61
0.16	0.31	-1.11	-1.8	-1.25	-1.27	-1.78	-2.77	-4.37	-5.19
-5.25	-4.8	-4.34	-4.37	-3.59	-2	-0.12	1.07	0.47	-0.77
-1.58	-1.22	-0.89	-1.79	-2.16	-2.17	-2.27	-2.22	-1.87	-0.8
-1.19	-1.55	-0.65	-1.5	-1.67	-0.79	-0.99	-0.91	-1.5	-0.69
0.87	-0.49	-0.16	0.39	-1.45	-0.35	-0.18	-1.96	-0.63	-0.75
-2.08	-1.21	-1.81	-3.1	-2.88	-2.23	-1.64	-2.16	-3.33	-3.3
-1.69	-0.76	-1.58	-1.84	-2.19	-1.61	0.82	0.17	-0.67	1.66
1.88	0.56	0.41	1.53	3.84	4.72	4.85	5.51	5.1	4.95
6.33	7.25	7.12	8	8.24	6.05	5.02	4.06	1.51	0.58
0.52	0.42	0.18	-0.7	0.09	1.72	3.02	5.06	6.04	5.61
5.61	6.01	5.47	4.22	3.63	2.82	1.26	0.29	0.62	1.28
0.43	-1.03	-1.61	-2.68	-4.89	-6.86	-7	-6.47	-6.75	-6.36
-7.07	-9.79	-10.33	-9.37	-8.78	-7.16	-6	-5.42	-5.01	-5.88
-5.19	-3	-2.47	-2.73	-3.37	-3.76	-3.28	-3.17	-2.8	-2.66
-3.01	-2.59	-2.33	-2.47	-2.65	-1.31	1.35	1.82	1.84	2.45
1.62	1.01	1.16	1.7	1.93	1.61	2.46	2.62	2.16	2.75
2.22	0.48	-0.34	1.45	3.97	4.27	4.09	3.85	3.84	5.21
5.94	5.3	4.81	5.99	6.18	4.22	4.89	5.61	4.71	6.27
6.69	5.44	5.85	5.46	3.96	3.88	4.83	4.15	3.15	3.34
1.57	0.07	0.49	-0.83	-2.05	-2.26	-3.67	-4.61	-4.73	-5.33
-5.37	-4.15	-3.41	-2.79	-0.66	0.65	-0.19	-1.71	-3.17	-3.69
-3.43	-3.03	-3.09	-4.57	-5.11	-3.57	-3.75	-5.91	-6.65	-5.62
-4.28	-3.43	-2.69	-2.41	-3.65	-4.26	-3.34	-2.77	-2.84	-3.93
-3.77	-2.16	-3.01	-3.15	-1.95	-3.09	-3.23	-1.71	-0.6	0.71
2.11	3.63	3.9	3.57	4.13	4.07	4.53	6.36	7.53	6.72
4.93	4.31	3.91	3.39	3.21	2.34	1.76	1.28	0.75	0.5
-0.82	-1.36	-0.49	0.31	1.55	2.31	2.02	1.66	1.12	-0.08
-1.15	-1.32	-2.03	-2.85	-2.4	-0.63	0.97	-0.1	-0.69	0.37
-0.33	-0.75	-1.22	-2.7	-1.99	-0.4	0.57	1.81	3.42	4.53
4.7	4.39	2.78	1.32	0.8	0.24	1.1	1.48	0.95	0.4
-0.4	1.39	1.76	0.25	1.78	1.91	2.04	4.21	4.63	4.31
1.43	-1.72	-1.91	-2.39	-1.08	0.28	-0.75	-0.98	-2.2	-3.22
-2.17	-1.86	-2.77	-5.37	-7.29	-5.93	-5	-5.7	-5.16	-3.95
-3.98	-4.4	-4.72	-4.85	-3.75	-2.22	-0.91	-0.01	0.42	1.54
2.66	2.93	2.02	0.01	-1.23	-1.23	-0.44	-0.27	-1.07	-0.82
-0.26	-0.02	0.41	0.87	1.42	0.62	0.31	1.11	0.22	0.42
1.35	0.81	0.82	0.64	1.43	2.07	0.11	0.4	0.68	-0.93
0.46	0.36	-1.09	0.61	0.22	-0.85	0.42	-0.08	-0.55	0.76
1.64	1.83	1.22	0.93	2.14	3.77	3.75	2.53	2.72	3.21
4.2	5.72	4.13	3.52	5.55	4.55	3.13	3.96	5.32	6.38
5.39	4.1	3.73	2.63	2.27	2.9	2.27	0.75	0.18	-1.26
-4.03	-4.56	-4.79	-5.89	-4.75	-3.32	-2.68	-2.17	-1.89	-0.16
1.31	1.47	1.61	0.33	-1.68	-2.54	-3.17	-4.65	-6.07	-6.43
-6.94	-7.7	-7.38	-6.39	-6.13	-7.39	-8.38	-8.16	-8.46	-9.1
-8.47	-6.34	-4.71	-4.43	-3.75	-3.96	-4.73	-2.51	0.23	1.48
3	3.46	3.19	3.12	2.57	3.72	5.15	4.16	3.06	2.55
2.68	3.49	3.61	3.85	3.9	3.71	4.35	4.62	4.64	5.09
6.49	7.66	6.16	4.91	4.63	3.3	2.96	3.47	3.78	3.6
3.11	3.59	3.16	2.36	2.65	1.85	0.98	1.98	4.42	5.54
3.97	2.84	2.45	2.4	3.1	2.47	0.98	0.48	1.1	0.26
-1.62	-0.53	-0.17	-1.44	-0.5	-1.36	-3.31	-3.12	-3.94	-5.18
-4.67	-4.14	-5.45	-6.46	-6.26	-7.62	-7.95	-6.65	-7.38	-7.48
-6.51	-6.69	-5.99	-4.59	-3.87	-2.62	-0.87	-0.29	-0.05	0.87
0.04	-2.31	-3.71	-3.95	-3.12	-2.11	-1.7	-1.91	-2.68	-1.93
-0.16	-0.79	-2.04	-0.74	1.5	2.66	2.74	2.54	2.02	0.89
1.22	2.63	2.81	2.4	1.91	2.86	4.28	3.2	3.44	4.71
3.8	4.61	6.53	6.99	7.29	7.3	6.91	5.54	4.32	4.31
3.72	3.61	4.02	2.79	0.22	-1.72	-1.78	-1.8	-2.15	-2.19
-2.78	-2.83	-2.69	-2.68	-2.38	-2.69	-1.83	-0.15	0.46	0.8
0.27	-1	-1.75	-2.33	-3	-2.97	-2.11	-1.86	-1.38	0.22
1.75	1.85	-0.04	-0.35	0.71	-0.23	-0.41	-0.16	-0.29	1.71
3.34	3.46	3.64	3.58	2.62	0.91	-0.62	-2.32	-2.86	-2.17
-1.78	-0.67	-0.66	-1.46	-1.51	-1.41	0.31	-0.08	-1.57	0.08
-0.28	-0.75	0.15	-1.63	-3.7	-6.33	-7.22	-4.87	-3.8	-2.23
-1.72	-3.51	-3.66	-4.17	-4.06	-2.46	-2.67	-3.8	-4.86	-3.95
-0.74	0.4	-0.02	1.12	2.17	1.72	1.51	1.98	2.79	4.32
5.32	5.41	5.02	4.39	4.32	3.77	2.26	0.43	-1.02	-0.72
0.54	1.52	1.45	0.88	1.6	2.2	2.15	2.26	2.19	1.98
0.95	0.88	1.61	0.73	1.13	1.79	0.83	0.86	0.86	1.24
1.06	-0.83	0.03	0.51	-0.61	1.12	0.84	-0.18	1.76	1.08
0.38	1.98	1.44	1.44	2.9	2.94	2.28	1.61	1.8	2.95
3.27	1.9	0.53	1.12	1.6	1.75	1.68	-0.69	-0.99	0.49
-1.44	-2.47	-1.1	-0.7	-1.5	-3.73	-5.06	-5.04	-5.66	-5.5
-5.02	-6.1	-7.29	-7.17	-7.63	-8.29	-6.35	-4.75	-4.13	-1.72
-0.3	-0.32	-0.21	-0.19	0.63	0.29	-1.44	-2.72	-4.59	-5.94
-5.58	-5.3	-5.65	-5.33	-4.03	-3.22	-2.57	-1.08	0.13	0.08
-0.67	-0.2	1.37	2.14	2.95	4.93	7.08	7.6	6.9	7.02
6.82	6.92	9.41	10.6	9.52	8.85	7.41	5.93	5.36	4.76
5.41	5.33	3.12	2.16	2.41	2.94	3.53	3.12	2.89	2.63
2.29	2.66	2.39	1.97	2.03	2.21	1.37	-1.3	-2.36	-2.08
-2.73	-2.18	-1.32	-1.37	-1.82	-2.25	-1.88	-2.45	-2.98	-2.37
-2.79	-2.68	-1.06	0.11	-1.11	-3.86	-4.63	-4.32	-4.16	-3.9
-5.02	-6.06	-5.61	-4.86	-5.63	-6.42	-4.55	-4.41	-5.66	-4.7
-5.65	-6.74	-5.39	-5.4	-5.42	-3.91	-3.36	-4.28	-4.05	-2.74
-2.83	-1.63	0.4	0.11	0.9	2.48	2.64	3.74	4.93	5.02
5.42	5.67	4.58	3.53	3.08	1.26	-0.47	0.07	1.58	3.11
3.88	3.68	3.28	3.11	4.3	5.34	4.02	3.49	5.47	6.66
5.83	4.4	3.41	2.72	2.21	3.16	4.17	3.39	2.65	2.55
3.43	3.83	2.13	2.35	3.1	1.74	2.35	3.04	1.57	0.33
-0.91	-2.28	-3.77	-4.39	-3.91	-4.31	-4.43	-4.53	-6.12	-7.53
-7.1	-5.22	-4.23	-3.92	-3.29	-3.12	-2.39	-1.63	-1.25	-0.62
-0.45	0.6	1.52	0.73	-0.11	-1.24	-2.21	-2.04	-1.59	-1.12
-0.06	1.17	1.44	1.88	2.79	2.6	1.07	-0.85	-0.35	0.8
-0.22	0.04	0.78	0.93	2.38	2.23	0.49	-0.58	-1.71	-3.23
-4.5	-4.73	-4.47	-3.12	-1.36	-0.8	-0.18	-0.72	-1.48	-0.94
-0.53	0.43	-0.77	-2.03	-0.32	-1.26	-2.1	-1.64	-3.67	-4.46
-4.15	-1.98	1.71	2.28	2.55	1.85	-0.03	0.75	1.25	2.04
3.48	2.69	2.05	2.71	4.9	7.32	6.48	5	5.51	5.36
4.03	3.74	4.18	4.43	4.65	3.79	2.19	0.83	-0.2	-0.62
-1.5	-2.69	-3.08	-2.41	-0.49	1.05	1.25	0.56	0.07	0.8
0.85	0.18	-0.07	-0.48	-0.87	-1.48	-1.01	-0.27	-1.12	-0.6
-0.24	-1.38	-1.03	-0.85	-0.78	-1.14	-2.24	-0.58	-0.06	-0.96
0.69	-0.01	-0.83	0.97	-0.22	-0.73	0.78	-0.25	-0.36	0.5
-0.61	-1.69	-2.01	-1.57	-1.04	-1.94	-3.63	-4.09	-2.85	-2.64
-3.26	-3.9	-5.6	-4.71	-3.22	-5.12	-4.97	-3.1	-3.55	-4.85
-6.06	-5.5	-3.91	-3.46	-2.51	-1.77	-2.35	-2.1	-0.53	0.3
1.25	3.99	5.09	4.91	6	5.34	3.62	2.89	2.27	2.06
0.71	-1.06	-1.29	-1.37	-0.45	1.68	2.83	3.35	4.62	6.17
6.68	6.96	7.73	7.64	6.64	6.06	7.01	8.23	8.11	8.09
8.7	8.36	6.41	4.4	3.94	3.4	3.17	4.11	2.58	-0.49
-1.88	-3.27	-4.04	-3.67	-3.62	-3.05	-3.63	-5.35	-4.78	-3.45
-2.87	-2.78	-3.58	-3.86	-3.97	-4.17	-3.87	-4.36	-4.8	-4.76
-5.07	-6.16	-7.61	-6.6	-4.87	-4.62	-3.47	-2.74	-3.24	-3.59
-3.58	-2.99	-3.28	-3.22	-2.22	-2.4	-1.98	-0.89	-1.45	-3.7
-5.38	-4.16	-2.65	-2.23	-1.98	-2.62	-2.38	-0.87	-0.04	-0.53
-0.28	1.78	1.38	0.32	1.7	1.21	1.28	3.5	3.64	3.97
5.38	5.22	4.42	5.31	6.67	6.44	7.35	8.24	6.84	7.03
7.56	6.47	6.39	6	4.52	3.65	2.63	0.86	-0.01	-0.06
-0.87	-0.58	1.72	3.4	3.81	3.16	2.02	1.47	1.51	2.23
1.99	0.11	0.07	1.57	0.84	-1.46	-2.89	-3.1	-2.85	-2.46
-1.36	-1.2	-2.64	-3.12	-2.74	-2.22	-2.68	-4.37	-3.76	-3.28
-4.8	-4.22	-4.31	-6.35	-7.01	-7.2	-7.22	-6.86	-5.68	-4.16
-3.99	-3.58	-3.15	-3.6	-2.79	-0.37	1.89	2.25	2.04	2.4
2.39	2.84	3.07	2.79	2.82	2.45	2.63	2.18	0.42	-0.39
-0.7	-0.42	0.84	1.74	2.26	2.9	3.06	2.23	1.75	1.46
0.05	-1.57	-2.09	-0.45	0.56	-0.62	-0.1	0.51	0.04	0.31
-1.21	-3.22	-3.46	-3.5	-3.48	-2.7	-1.02	0.57	2.2	3.12
2.43	1.98	1.02	0.54	1.43	1.55	1.59	0.18	-0.3	1.61
0.46	0.02	1.07	0.08	1.29	3.5	5.83	7.48	5.35	3.81
2.58	1.4	3.07	3.64	3.81	4.14	2.55	2.23	3.3	4.36
4.08	1.02	-0.87	-0.41	-1.12	-2.44	-2.21	-1.78	-2.18	-2.85
-4.23	-5.42	-5.57	-5.22	-4.5	-4.25	-3.89	-2.49	-0.72	0.89
0.96	-0.28	-1.4	-1.62	-0.97	-1.38	-2.19	-2.15	-2.22	-2.16
-2.02	-1.15	-0.63	-1.52	-0.92	-0.78	-1.78	-0.97	-0.69	-0.84
-0.97	-1.25	0.58	0.48	-0.69	0.57	-0.6	-1.27	0.28	-1.32
-1.54	-0.2	-1.68	-1.72	-1.17	-2.59	-2.98	-2.33	-1.61	-1.49
-2.54	-3.15	-2.09	-0.43	-0.63	-1.35	-1.36	-1.56	0.41	1.66
-0.04	1.12	2.9	1.72	1	1.56	3.53	5.31	5.31	5.73
5.85	5.18	5.87	7.22	7.26	7.31	8.15	6.7	4.57	4.03
1.99	0.08	0.06	0.01	0.08	-0.53	-0.62	1.08	2.46	4.1
5.73	5.58	5.05	5.26	5.14	3.89	2.82	2.25	0.91	-0.49
-0.73	-0.01	-0.09	-1.63	-2.65	-3.28	-4.99	-7.2	-8.11	-7.39
-7.23	-7.24	-6.93	-8.93	-10.72	-9.74	-8.84	-7.63	-5.9	-5.23
-4.58	-4.88	-5.29	-3.32	-1.88	-2.07	-2.52	-3.21	-2.98	-2.59
-2.44	-1.98	-2.24	-2.18	-1.64	-1.61	-1.74	-1.29	1.15	2.82
2.44	2.92	2.73	1.68	1.58	1.94	2.49	2.22	2.43	3.23
2.68	2.78	3.03	1.64	0.22	0.85	3.59	4.93	4.56	4.42
4.05	4.81	6.07	5.87	4.99	5.29	6.44	5	4.01	5.48
4.84	5.02	6.58	5.47	4.94	5.25	3.91	2.92	3.64	3.87
2.47	2.22	1.61	-0.68	-0.81	-1.03	-2.78	-3.11	-3.81	-5.17
-5.35	-5.52	-5.89	-5.01	-3.71	-3.26	-1.84	0.18	0.07	-1.43
-3.01	-4.01	-3.92	-3.51	-3.2	-4.02	-5.38	-4.5	-3.38	-4.96
-6.57	-6.02	-4.54	-3.39	-2.7	-2.08	-2.66	-3.93	-3.47	-2.54
-2.3	-2.9	-3.7	-2.25	-1.72	-2.85	-1.7	-1.62	-2.72	-1.5
-0.07	1.11	2.46	3.89	4.81	4.33	4.45	4.77	4.62	5.87
7.44	7.39	5.58	4.19	3.89	3.24	2.97	2.43	1.53	1.17
0.54	0.32	-0.4	-1.57	-1.03	-0.07	0.92	2.06	2.06	1.55
1.09	0.18	-1.13	-1.59	-1.79	-2.68	-2.75	-1.47	0.58	0.76
-0.73	-0.05	0.22	-0.74	-0.77	-1.96	-2.39	-0.67	0.6	1.63
3.05	4.41	4.77	4.51	3.43	1.5	0.74	0.2	0.35	1.36
0.98	0.56	-0.32	0.16	2.03	0.63	0.7	2.15	1.48	3.02
4.29	3.93	2.4	-1.46	-2.72	-2.67	-2.49	-0.43	-0.66	-1.53
-1.94	-3.55	-3.23	-2.28	-2.71	-4.47	-7.14	-7.01	-5.14	-5.25
-5.47	-4.17	-3.52	-3.92	-4.16	-4.38	-3.78	-2.18	-0.75	0.38
0.86	1.5	2.69	3.21	2.75	1	-0.81	-1.25	-0.68	0.04
-0.48	-0.85	-0.15	0.17	0.53	0.92	1.48	1.38	0.37	1
0.98	0.19	1.27	1.3	0.87	0.93	0.95	2.18	1.15	-0.16
0.99	-0.25	-0.44	1.06	-0.59	-0.24	1.07	-0.49	-0.02	0.71
-0.31	0.42	1.7	2.15	1.89	1.23	1.77	3.42	4.3	3.24
2.59	3.25	3.7	5.28	5.22	3.18	4.51	5.26	3.23	3.14
4.38	5.63	5.55	3.82	3.12	2.39	1.37	1.73	1.84	0.39
-0.76	-1.4	-3.84	-5.55	-5.17	-6	-5.89	-4	-3.06	-2.41
-2.14	-1.2	0.72	1.17	1.11	0.52	-1.57	-3.07	-3.58	-4.6
-6.19	-6.91	-7.02	-7.69	-7.82	-6.88	-6.05	-6.62	-7.96	-8.05
-7.76	-8.25	-8.16	-6.45	-4.18	-3.4	-3.04	-2.48	-3.33	-2.57
0.6	2.34	3.52	4.57	4.21	4.05	3.59	3.64	5.39	5.38
3.88	3.18	2.93	3.6	4.09	4.09	4.36	4.08	4.33	4.92
4.88	5.07	5.88	7.39	6.99	4.95	4.49	3.64	2.58	2.96
3.38	3.49	2.93	2.93	3.19	2.17	2.08	2.02	0.88	1
2.97	5.03	4.36	2.53	1.97	1.62	2.08	2.21	0.8	-0.31
-0.07	0.14	-1.76	-2.18	-0.68	-1.77	-1.93	-1.36	-3.49	-4.19
-4.08	-5.46	-5.72	-4.79	-5.19	-6.72	-6.72	-7.07	-8.33	-7.17
-6.69	-7.5	-6.52	-6.05	-5.93	-4.49	-3.4	-2.56	-0.89	0.28
0.27	0.85	1.01	-1.05	-3.05	-3.64	-3.16	-1.98	-1.26	-1.15
-1.74	-1.92	-0.19	0.54	-0.96	-0.87	1.36	3.08	3.46	3.17
2.83	1.86	1.27	2.55	3.38	3.05	2.55	2.6	4.28	4.31
3.28	4.67	4.67	4.13	6.03	7.04	7.1	7.14	6.76	5.78
4.1	3.62	3.41	2.77	3.11	2.7	0.51	-1.96	-2.72	-2.34
-2.62	-2.65	-2.89	-3.27	-2.94	-2.92	-2.59	-2.54	-2.44	-0.77
0.33	0.59	0.52	-0.65	-1.71	-2.22	-2.79	-3.11	-2.39	-1.66
-1.47	-0.3	1.36	2.21	0.98	-0.6	0.37	0.43	-0.53	-0.03
-0.21	0.74	2.99	3.5	3.39	3.37	2.74	1.15	-0.53	-2.06
-3.27	-2.75	-2.13	-1.38	-0.53	-1.32	-1.63	-1.66	-0.7	0.49
-1.37	-1.06	0.12	-1.16	-0.46	-0.96	-3.3	-5.35	-7.48	-5.94
-3.83	-2.86	-1.29	-2.5	-3.61	-3.49	-4.05	-2.73	-1.85	-2.8
-3.83	-4.03	-1.39	1.19	0.94	1.17	2.6	2.7	2.1	2.35
2.95	4.13	5.46	5.73	5.39	4.64	4.18	3.94	2.71	0.98
-0.71	-1.16	-0.01	1.24	1.72	1.13	1.18	2.12	2.18	2.17
2.14	2	1.35	0.5	1.28	1.14	0.52	1.6	1.17	0.53
0.79	0.76	1.26	-0.18	-0.92	0.64	-0.32	0.05	1.48	-0.11
0.75	1.86	0.26	1.22	1.96	1.07	2.19	2.97	2.37	1.63
1.26	2.1	2.94	2.23	0.45	0.15	1.04	1.05	1.29	-0.1
-2.09	-0.64	-0.84	-3.1	-2.39	-1.33	-1.67	-3.32	-5.42	-5.64
-5.77	-6.12	-5.42	-5.66	-7.04	-7.36	-7.08	-7.85	-7	-4.52
-3.78	-2.24	0.04	0.28	0.2	0.11	0.44	0.86	-0.63	-2.21
-3.63	-5.41	-5.58	-4.85	-4.85	-4.87	-3.77	-2.47	-1.87	-0.73
0.79	1.32	0.72	0.45	1.81	3.11	3.66	5.07	7.25	8.52
7.93	7.43	7.56	7.08	8.43	10.65	10.02	8.81	7.79	5.93
5.04	4.44	4.36	5.06	3.55	1.66	1.68	2.1	2.81	2.83
2.3	2.19	1.72	1.79	1.93	1.36	1.19	1.28	1.08	-0.95
-3.15	-2.92	-3.07	-3.22	-2.12	-1.79	-2.08	-2.65	-2.58	-2.47
-3.35	-3.04	-2.79	-3.25	-2.19	-0.62	-0.69	-3.2	-5.13	-4.84
-4.62	-4.26	-4.62	-5.97	-6.09	-5.17	-5.02	-6.24	-5.46	-3.79
-5.07	-5.03	-4.51	-6.2	-5.61	-4.53	-4.94	-3.92	-2.58	-2.97
-3.56	-2.31	-1.61	-1.44	0.78	1.54	1.28	2.94	3.62	3.95
5.33	5.71	5.66	6.03	5.42	3.96	3.35	2.33	0.21	-0.18
1.25	2.87	4.07	4.15	3.72	3.34	3.79	5.26	4.94	3.44
4.43	6.34	6.18	4.69	3.37	2.64	2	2.2	3.56	3.52
2.46	2.08	2.42	3.41	2.43	1.23	2.4	1.76	0.99	2.22
1.47	-0.18	-1.32	-2.66	-3.99	-5.12	-4.81	-4.59	-5.03	-4.81
-5.63	-7.27	-7.58	-5.97	-4.2	-3.78	-3.22	-2.79	-2.43	-1.46
-1.04	-0.49	-0.14	0.27	1.53	1.34	0.26	-0.64	-1.83	-2.08
-1.53	-1.04	-0.28	1.03	1.73	1.78	2.53	2.85	1.81	-0.2
-1.05	0.47	0.37	-0.39	0.6	0.74	1.53	2.43	0.93	-0.6
-1.57	-2.88	-4.27	-4.82	-4.53	-3.67	-1.72	-0.65	-0.22	-0.04
-1.12	-1.05	-0.53	0.15	0.31	-1.75	-1.07	-0.24	-1.98	-1.51
-2.33	-4.05	-3.73	-2.64	1.01	3.12	2.85	2.97	1.07	0.57
1.73	1.97	3.47	3.73	2.58	2.74	4.12	6.78	7.44	5.43
4.98	5.45	4.35	3.34	3.63	3.91	4.08	3.72	2.19	0.67
-0.52	-1.13	-1.56	-2.67	-3.33	-3.03	-1.51	0.49	1.21	0.79
-0.05	0.15	0.77	0.17	-0.29	-0.58	-0.98	-1.45	-1.65	-0.61
-0.82	-1.28	-0.3	-1.05	-1.54	-0.93	-1.03	-0.88	-1.96	-1.69
0.17	-0.79	-0.27	0.74	-0.99	0.04	0.62	-1.15	0.02	0.3
-0.91	-0.02	-0.23	-1.66	-2.25	-2.16	-1.47	-1.65	-3.17	-4.38
-3.66	-2.62	-3.16	-3.6	-4.87	-5.55	-3.41	-3.83	-5.33	-3.51
-2.76	-3.91	-5.15	-5.48	-3.83	-2.75	-2.22	-1.07	-1.11	-1.49
-0.28	1.15	1.68	3.65	5.87	5.59	5.94	6.31	4.47	3.22
2.58	2.17	1.59	-0.29	-1.08	-0.89	-0.51	1.4	3.23	3.82
4.61	6.14	7.1	7.13	7.6	7.92	7.11	6.09	6.25	7.59
7.97	7.49	7.77	7.87	6.45	4.04	2.85	2.62	1.92	2.46
2.4	-0.59	-2.8	-3.81	-5	-4.8	-4.45	-4.13	-3.78	-5.3
-5.89	-4.38	-3.47	-3.12	-3.58	-4.26	-4.23	-4.49	-4.32	-4.31
-4.96	-5	-5.07	-5.65	-7.06	-7.27	-5.17	-4.29	-3.76	-2.49
-2.64	-3.14	-3.33	-2.9	-2.61	-3.03	-2.2	-1.74	-1.95	-0.93
-0.63	-2.26	-4.53	-4.51	-2.51	-1.69	-1.33	-1.52	-1.94	-0.76
0.59	0.66	0.16	1.63	2.83	1.25	1.73	2.56	1.65	3.33
4.67	4.31	5.45	6.12	5.22	5.12	6.63	7.01	6.89	8.21
7.55	6.43	7.27	6.62	5.73	5.75	4.49	3.16	2.4	0.92
-0.5	-0.58	-0.85	-1.31	0.36	2.61	3.44	3.13	1.97	1.07
0.84	1.25	1.72	0.32	-0.99	0.24	0.78	-1.21	-3.19	-3.79
-3.51	-3.15	-2.35	-1.46	-2.4	-3.57	-3.36	-2.88	-2.63	-4.05
-4.76	-3.47	-4.4	-5.05	-4.13	-5.61	-7.01	-7.02	-7.03	-6.65
-5.81	-4.11	-3.24	-3.19	-2.47	-2.58	-2.51	-0.63	1.94	3.14
2.73	2.8	2.92	2.96	3.42	3.14	2.98	2.74	2.47	2.57
1.17	-0.24	-0.52	-0.56	0.42	1.64	2.2	2.68	3.09	2.56
1.63	1.41	0.52	-1.14	-2.22	-1.48	0.45	-0.03	-0.68	0.42
0.13	0.04	-0.38	-2.63	-3.54	-3.31	-3.25	-2.74	-1.3	0.48
1.95	3.33	3.11	2.27	1.7	0.64	1.14	1.71	1.67	1.14
-0.43	0.92	1.58	-0.06	1.03	0.93	0.72	3.03	4.97	7.25
6.55	3.94	3.01	1.37	1.87	3.47	3.28	3.8	2.95	1.58
2.29	3.31	3.8	1.77	-1.31	-1.55	-1.32	-2.67	-3.15	-2.47
-2.52	-3.08	-4.04	-5.43	-5.88	-5.54	-4.81	-4.13	-3.93	-2.91
-1.22	0.5	1.3	0.33	-1.03	-1.75	-1.32	-1.04	-1.96	-2.22
-2.11	-2.12	-1.95	-1.51	-0.49	-0.95	-1.3	-0.42	-1.28	-1.37
-0.44	-0.69	-0.63	-1.11	-0.25	1.17	-0.33	-0.04	0.41	-1.42
-0.28	-0.19	-1.94	-0.54	-0.73	-2.04	-1.13	-1.74	-2.89	-2.42
-1.66	-1.1	-1.66	-2.65	-2.31	-0.57	0.25	-0.64	-0.8	-0.92
-0.14	2.23	1.46	0.71	3.06	3.07	1.72	1.82	3.14	5.38
5.98	5.84	6.28	5.7	5.51	6.78	7.4	6.95	7.45	7.18
4.63	3.44	2.4	-0.04	-0.66	-0.42	-0.35	-0.41	-0.98	0.15
1.94	3.21	4.99	5.55	4.73	4.46	4.55	3.65	2.18	1.45
0.52	-1.04	-1.85	-1.43	-0.9	-1.96	-3.5	-4.09	-5.18	-7.25
-8.81	-8.48	-7.66	-7.78	-7.33	-7.99	-10.37	-10.3	-8.8	-7.84
-6.02	-4.81	-4.28	-3.91	-4.65	-3.74	-1.55	-1.26	-1.7	-2.36
-2.64	-2.05	-1.89	-1.49	-1.34	-1.62	-1.11	-0.79	-0.83	-0.76
0.78	3.3	3.47	3.23	3.61	2.61	2.01	2.23	2.76	2.92
2.59	3.37	3.41	2.86	3.35	2.69	1.06	0.66	2.75	5.17
5.16	4.78	4.48	4.49	5.78	6.24	5.38	4.84	5.89	5.81
3.79	4.51	5.16	4.19	5.62	5.73	4.25	4.5	3.9	2.34
2.3	3.11	2.2	1.06	1.09	-0.76	-2.18	-1.69	-3.01	-4.11
-4.17	-5.4	-6.05	-5.84	-6.11	-5.77	-4.28	-3.4	-2.7	-0.68
0.23	-1.03	-2.7	-4.05	-4.35	-3.92	-3.5	-3.62	-5.01	-5.28
-3.65	-3.94	-5.97	-6.27	-4.85	-3.38	-2.55	-1.93	-1.81	-3.08
-3.5	-2.42	-1.87	-2	-2.96	-2.58	-0.94	-1.78	-1.8	-0.54
-1.57	-1.42	0.36	1.55	2.84	4.12	5.34	5.3	4.77	5.21
5.05	5.44	7.03	7.68	6.35	4.31	3.63	3.19	2.61	2.36
1.44	0.88	0.45	-0.04	-0.24	-1.4	-1.63	-0.49	0.39	1.55
2.07	1.54	0.99	0.33	-0.9	-1.84	-1.85	-2.37	-2.9	-2.09
-0.21	1.17	-0.07	-0.63	0.42	-0.35	-0.77	-1.14	-2.32	-1.23
0.56	1.54	2.73	4.11	4.84	4.56	3.84	2.01	0.57	0.22
-0.16	0.78	1.1	0.49	0	-0.59	1.24	1.49	0	1.59
1.67	1.73	3.68	3.59	2.69	-0.45	-3.39	-3.15	-3.27	-1.81
-0.57	-1.79	-2.11	-3.28	-4.12	-2.95	-2.78	-3.87	-6.31	-7.69
-5.86	-4.76	-5.3	-4.53	-3.24	-3.3	-3.65	-3.76	-3.58	-2.22
-0.59	0.65	1.4	1.7	2.64	3.43	3.26	1.99	-0.09	-1.14
-0.88	-0.01	0.14	-0.6	-0.23	0.4	0.64	1.05	1.43	1.83
0.95	0.66	1.44	0.55	0.8	1.7	1.07	1.07	0.93	1.66
2.09	0.08	0.43	0.73	-0.8	0.68	0.55	-0.81	0.96	0.53
-0.46	0.9	0.43	0.11	1.54	2.33	2.38	1.75	1.6	2.9
4.34	4.04	2.74	3.01	3.56	4.44	5.64	3.82	3.23	5.12
3.88	2.47	3.42	4.64	5.29	3.91	2.43	1.98	0.85	0.51
1.03	0.18	-1.45	-2.07	-3.5	-6	-6.1	-5.93	-6.58	-5.02
-3.39	-2.74	-2.2	-1.85	-0.19	0.99	0.73	0.43	-1.18	-3.28
-4.07	-4.66	-6.04	-7.21	-7.27	-7.51	-7.94	-7.3	-6.17	-5.94
-7.12	-7.82	-7.28	-7.28	-7.49	-6.37	-3.98	-2.34	-2.12	-1.46
-1.59	-2.03	0.5	3.19	4.16	5.33	5.41	4.85	4.63	4.06
5.14	6.26	4.93	3.74	3.33	3.55	4.36	4.4	4.55	4.54
4.32	4.93	5.11	5.07	5.48	6.67	7.37	5.49	4.09	3.78
2.49	2.29	2.88	3.12	2.85	2.34	2.76	2.25	1.45	1.76
1	0.35	1.59	3.89	4.54	2.61	1.39	1.05	1.01	1.56
0.72	-0.8	-1.19	-0.6	-1.51	-3.24	-2	-1.7	-3	-2.13
-3.11	-5	-4.67	-5.38	-6.4	-5.68	-5.15	-6.43	-7.24	-6.83
-7.93	-7.88	-6.33	-6.89	-6.7	-5.49	-5.45	-4.5	-2.95	-2.17
-0.93	0.65	0.95	0.93	1.5	0.32	-2.09	-3.21	-3.06	-1.98
-0.9	-0.55	-0.78	-1.39	-0.46	1.26	0.52	-0.55	1.03	3.24
4.09	3.86	3.44	2.8	1.76	2.25	3.64	3.66	3.17	2.77
3.77	5.03	3.83	4.08	5.27	4.3	5.14	6.89	6.97	6.89
6.52	5.76	4.17	2.91	2.88	2.24	2.04	2.22	0.71	-1.86
-3.48	-3.19	-2.99	-3.19	-3.08	-3.5	-3.36	-3.04	-2.89	-2.46
-2.58	-1.56	0.09	0.48	0.55	-0.19	-1.52	-2.18	-2.6	-3.03
-2.72	-1.68	-1.3	-0.69	0.9	2.16	1.89	-0.11	-0.31	0.77
-0.19	-0.28	0.12	0.15	2.17	3.54	3.28	3.12	2.7	1.43
-0.41	-1.88	-3.3	-3.46	-2.47	-1.94	-0.86	-0.94	-1.75	-1.68
-1.46	0.15	-0.42	-1.9	-0.24	-0.74	-1.35	-0.64	-2.66	-4.69
-6.84	-7.05	-4.21	-3.02	-1.58	-1.3	-3.16	-3.17	-3.45	-3.12
-1.46	-1.76	-2.8	-3.44	-2.07	1.24	2.15	1.59	2.67	3.53
2.9	2.69	3.21	3.99	5.34	6	5.68	4.97	4.13	3.85
3.07	1.43	-0.28	-1.36	-0.67	0.78	1.69	1.52	0.98	1.73
2.25	2.07	2.08	1.9	1.59	0.59	0.6	1.34	0.46	0.89
1.49	0.46	0.53	0.56	0.86	0.59	-1.18	-0.15	0.37	-0.66
1.09	0.76	-0.21	1.74	0.97	0.32	1.93	1.32	1.33	2.69
2.48	1.67	1.01	1.25	2.29	2.31	0.74	-0.54	0.16	0.59
0.54	0.23	-2.14	-2.27	-0.82	-2.82	-3.66	-2.18	-1.98	-3.02
-5.21	-6.28	-5.97	-6.34	-5.99	-5.45	-6.45	-7.36	-6.91	-7.03
-7.19	-4.86	-3.1	-2.41	-0.07	1.04	0.7	0.6	0.47	1.01
0.34	-1.6	-2.86	-4.51	-5.44	-4.67	-4.11	-4.17	-3.5	-1.95
-1.01	-0.26	1.25	2.31	2.11	1.44	2.11	3.78	4.53	5.34
7.22	8.98	9	7.96	7.9	7.61	7.67	9.91	10.5	8.85
7.79	6.13	4.59	4.08	3.54	4.11	3.82	1.56	0.82	1.29
1.88	2.37	1.85	1.56	1.28	0.93	1.25	0.89	0.4	0.39
0.37	-0.69	-3.29	-4.03	-3.47	-3.89	-3.15	-2.25	-2.38	-2.83
-3.19	-2.79	-3.32	-3.73	-3.02	-3.35	-3.11	-1.53	-0.73	-2.31
-5.03	-5.49	-4.93	-4.68	-4.44	-5.5	-6.29	-5.58	-4.77	-5.46
-5.98	-3.99	-3.9	-5.11	-4.06	-4.92	-5.73	-4.12	-3.98	-3.8
-2.19	-1.69	-2.53	-2.09	-0.63	-0.59	0.72	2.67	2.27	3.04
4.5	4.5	5.42	6.33	6.08	6.16	6.04	4.65	3.46	2.93
1.18	-0.2	0.78	2.51	3.97	4.51	4.11	3.65	3.54	4.68
5.46	3.98	3.55	5.48	6.28	5.02	3.41	2.43	1.85	1.51
2.53	3.38	2.42	1.67	1.64	2.44	2.62	0.84	1.09	1.74
0.29	0.84	1.28	-0.47	-1.79	-3.01	-4.26	-5.48	-5.76	-5.04
-5.3	-5.32	-5.34	-6.74	-7.67	-6.69	-4.51	-3.46	-3.13	-2.46
-2.22	-1.45	-0.7	-0.38	0.19	0.31	1.23	1.86	0.79	-0.18
-1.25	-2.01	-1.57	-0.94	-0.34	0.76	1.88	1.97	2.24	2.88
2.33	0.62	-1.12	-0.4	0.76	-0.28	0.05	0.8	0.87	2.07
1.53	-0.44	-1.54	-2.6	-3.93	-4.82	-4.61	-3.93	-2.32	-0.56
-0.15	0.28	-0.37	-1.1	-0.47	-0.08	0.69	-0.62	-1.76	-0.03
-1.03	-1.83	-1.31	-3.16	-3.5	-2.61	-0.11	3.44	3.58	3.45
2.54	0.74	1.72	2.33	3.09	4.36	3.4	2.84	3.69	5.8
7.74	6.36	4.65	5.04	4.67	3.22	2.96	3.36	3.44	3.38
2.24	0.52	-0.77	-1.64	-1.9	-2.61	-3.51	-3.47	-2.42	-0.36
1.02	0.94	0.12	-0.35	0.35	0.29	-0.47	-0.72	-1.11	-1.45
-1.91	-1.32	-0.6	-1.44	-0.9	-0.59	-1.72	-1.28	-1.06	-1.04
-1.37	-2.27	-0.52	-0.06	-0.99	0.59	-0.21	-1.01	0.73	-0.57
-1.04	0.43	-0.71	-0.85	-0.1	-1.35	-2.39	-2.55	-2.04	-1.62
-2.63	-4.2	-4.35	-2.98	-2.83	-3.51	-4.09	-5.5	-4.32	-2.82
-4.65	-4.25	-2.32	-2.9	-4.13	-4.97	-3.99	-2.18	-1.65	-0.68
0.02	-0.49	-0.04	1.65	2.5	3.45	5.96	6.62	6.02	6.69
5.58	3.62	2.87	2.25	1.99	0.67	-0.83	-0.65	-0.3	0.97
3.22	4.3	4.75	5.93	7.24	7.43	7.43	7.88	7.45	6.26
5.7	6.61	7.57	7.11	6.81	7.04	6.22	3.94	1.91	1.53
1.04	0.78	1.47	-0.38	-3.47	-4.59	-5.61	-6	-5.3	-5.05
-4.44	-4.98	-6.44	-5.51	-4.03	-3.53	-3.55	-4.37	-4.57	-4.59
-4.71	-4.38	-4.84	-5.19	-5.07	-5.34	-6.27	-7.3	-5.85	-3.95
-3.67	-2.55	-1.96	-2.57	-2.87	-2.77	-2.15	-2.4	-2.26	-1.25
-1.45	-1.06	-0.15	-0.97	-3.18	-4.42	-2.78	-1.14	-0.77	-0.55
-1.09	-0.65	0.93	1.64	1.13	1.47	3.42	2.83	1.78	3.22
2.75	2.94	5.14	5.12	5.33	6.55	6.14	5.28	6.17	7.35
6.9	7.56	8.08	6.4	6.42	6.7	5.35	5.07	4.45	2.8
1.89	0.87	-0.74	-1.33	-1.11	-1.6	-0.94	1.48	2.94	2.96
2.01	0.78	0.28	0.36	0.97	0.52	-1.35	-1.25	0.15	-0.87
-3.21	-4.35	-4.22	-3.73	-3.19	-2.13	-2.14	-3.61	-3.93	-3.43
-2.97	-3.51	-5.08	-4.3	-3.82	-5.28	-4.61	-4.71	-6.63	-6.94
-6.73	-6.39	-5.66	-4.23	-2.65	-2.48	-2.04	-1.55	-1.82	-0.74
1.75	3.71	3.69	3.21	3.42	3.26	3.54	3.57	3.12	3
2.51	2.52	1.9	0.13	-0.48	-0.52	-0.01	1.35	2.17	2.53
2.94	2.82	1.79	1.18	0.79	-0.66	-2.05	-2.19	-0.36	0.55
-0.69	-0.13	0.41	-0.2	-0.08	-1.66	-3.46	-3.31	-3	-2.64
-1.54	0.3	1.84	3.22	3.75	2.73	2.11	1.15	0.77	1.7
1.72	1.63	0.27	-0.02	1.93	0.74	0.42	1.61	0.77	2.22
4.45	6.37	7.34	4.66	2.94	1.81	0.87	2.67	3.13	3.07
3.17	1.48	1.24	2.29	3	2.24	-1	-2.67	-2.01	-2.66
-3.8	-3.36	-2.89	-3.32	-3.98	-5.21	-6.08	-5.82	-5.12	-4.18
-3.74	-3.17	-1.63	0.07	1.34	1	-0.48	-1.58	-1.67	-1.01
-1.47	-2.23	-2.06	-2.02	-1.86	-1.6	-0.74	-0.32	-1.22	-0.62
-0.51	-1.47	-0.58	-0.32	-0.52	-0.61	-0.78	0.98	0.69	-0.55
0.65	-0.58	-1.17	0.35	-1.29	-1.41	-0.09	-1.61	-1.58	-1.01
-2.38	-2.53	-1.69	-0.96	-0.9	-1.88	-2.22	-0.92	0.7	0.36
-0.35	-0.2	-0.16	1.88	2.94	1.21	2.47	4.09	2.74	2.16
2.96	4.96	6.48	6.17	6.33	6.24	5.47	6.1	7.21	6.92
6.64	7.02	5.14	2.84	2.25	0.26	-1.38	-1.04	-0.85	-0.62
-0.99	-0.76	1.17	2.57	4.01	5.24	4.65	3.81	3.75	3.3
1.79	0.59	-0.06	-1.43	-2.7	-2.76	-2.04	-2.31	-3.96	-4.96
-5.56	-7.18	-9.05	-9.45	-8.33	-7.96	-7.85	-7.5	-9.32	-10.57
-8.98	-7.67	-6.22	-4.41	-3.8	-3.23	-3.51	-3.73	-1.66	-0.41
-0.85	-1.4	-2.03	-1.68	-1.21	-1.04	-0.58	-0.81	-0.67	-0.06
0.03	0.04	0.72	3.15	4.52	3.82	4.07	3.67	2.55	2.52
2.91	3.39	3.07	3.25	3.94	3.27	3.3	3.43	2.01	0.9
1.92	4.72	5.77	5.1	4.84	4.47	5.2	6.25	5.77	4.77
5.02	5.93	4.32	3.37	4.84	4.1	4.21	5.53	4.12	3.44
3.59	2.11	1.17	1.87	1.9	0.34	-0.01	-0.73	-2.97	-2.95
-3.11	-4.77	-4.92	-5.44	-6.53	-6.37	-6.22	-6.22	-5.03	-3.58
-3.05	-1.66	0.06	-0.52	-2.28	-3.83	-4.61	-4.29	-3.79	-3.52
-4.33	-5.47	-4.37	-3.3	-4.9	-6.17	-5.18	-3.46	-2.3	-1.73
-1.28	-1.97	-3.13	-2.46	-1.48	-1.32	-1.9	-2.5	-0.91	-0.42
-1.49	-0.23	-0.11	-1.01	0.49	2.04	3.17	4.42	5.58	6.15
5.39	5.35	5.55	5.32	6.41	7.57	6.95	4.78	3.31	3.01
2.34	2.02	1.44	0.55	0.26	-0.3	-0.46	-1.06	-1.98	-1.13
-0.01	0.94	1.89	1.63	0.91	0.33	-0.64	-1.85	-2.13	-2.16
-2.8	-2.53	-1.01	0.92	0.85	-0.7	0.02	0.24	-0.76	-0.72
-1.71	-1.77	0.23	1.54	2.5	3.74	4.75	4.67	3.98	2.61
0.63	0.02	-0.33	-0.03	0.99	0.51	0.08	-0.64	0	1.78
0.3	0.43	1.86	1.12	2.52	3.41	2.48	0.55	-3.24	-4.08
-3.6	-3.16	-1.12	-1.54	-2.54	-2.95	-4.41	-3.88	-2.95	-3.56
-5.31	-7.56	-6.86	-4.69	-4.7	-4.71	-3.27	-2.64	-3.04	-3.14
-3.11	-2.23	-0.49	0.89	1.85	2.16	2.62	3.54	3.66	2.79
0.85	-0.83	-0.99	-0.24	0.47	-0.05	-0.31	0.49	0.82	1.15
1.49	1.92	1.67	0.66	1.31	1.25	0.5	1.6	1.54	1.05
1.15	1.17	2.24	1.07	-0.19	1.01	-0.19	-0.26	1.24	-0.39
0.09	1.38	-0.18	0.41	1.18	0.23	1.11	2.39	2.67	2.31
1.72	2.39	3.97	4.55	3.29	2.68	3.4	3.83	5.16	4.77
2.67	3.98	4.5	2.34	2.38	3.62	4.55	4.03	2.05	1.26
0.52	-0.46	-0.1	-0.17	-1.76	-2.91	-3.54	-5.8	-7.08	-6.25
-6.66	-6.11	-3.93	-2.96	-2.33	-2.03	-1.11	0.59	0.64	0.16
-0.8	-3.06	-4.49	-4.88	-5.82	-7.19	-7.58	-7.39	-7.75	-7.54
-6.37	-5.52	-6.08	-7.21	-6.97	-6.38	-6.53	-5.98	-3.91	-1.58
-0.9	-0.62	-0.07	-0.74	0.34	3.59	5.06	5.87	6.51	5.8
5.41	4.87	4.9	6.44	6.07	4.37	3.72	3.58	4.29	4.72
4.62	4.81	4.48	4.71	5.22	5.08	5.21	5.91	7.05	6.19
3.93	3.44	2.61	1.67	2.2	2.61	2.62	2.02	2	2.18
1.14	1.08	1.05	0.04	0.43	2.44	4.13	2.99	0.97	0.45
0.16	0.56	0.51	-1.01	-2.02	-1.7	-1.56	-3.4	-3.61	-2.07
-3.23	-3.4	-2.92	-5.07	-5.6	-5.35	-6.56	-6.55	-5.51	-5.92
-7.3	-7.06	-7.19	-8.09	-6.61	-5.96	-6.55	-5.3	-4.64	-4.32
-2.71	-1.57	-0.75	0.79	1.68	1.39	1.67	1.46	-0.8	-2.62
-2.82	-2.02	-0.7	-0.02	0.02	-0.5	-0.48	1.3	1.87	0.4
0.75	3.09	4.55	4.58	4.02	3.51	2.54	2.11	3.46	4.16
3.68	3.2	3.34	4.93	4.78	3.7	5.07	4.95	4.41	6.23
6.91	6.57	6.25	5.51	4.26	2.49	2.03	1.82	1.13	1.35
0.68	-1.62	-3.84	-4.19	-3.51	-3.6	-3.48	-3.56	-3.76	-3.24
-3.06	-2.62	-2.42	-2.15	-0.44	0.49	0.48	0.17	-1.13	-2.13
-2.48	-2.84	-2.88	-1.94	-1.09	-0.81	0.41	1.91	2.37	0.89
-0.63	0.43	0.46	-0.46	0.16	0.13	1.17	3.26	3.38	2.91
2.56	1.61	-0.16	-1.82	-3.12	-3.95	-3.07	-2.24	-1.46	-0.7
-1.56	-1.8	-1.69	-0.72	0.27	-1.67	-1.31	-0.22	-1.64	-1.07
-1.78	-4.19	-5.92	-7.39	-5.24	-2.87	-1.98	-0.64	-2.02	-3.07
-2.74	-3.06	-1.61	-0.78	-1.77	-2.53	-2.25	0.64	3.04	2.54
2.68	3.96	3.83	3.13	3.41	4.01	5.06	6.09	5.95	5.25
4.26	3.63	3.2	1.81	0.12	-1.27	-1.3	0.15	1.41	1.77
1.13	1.23	2.13	2.07	1.95	1.82	1.57	0.89	0.13	0.96
0.81	0.23	1.28	0.77	0.13	0.45	0.4	0.79	-0.62	-1.17
0.48	-0.43	0.01	1.39	-0.21	0.71	1.73	0.1	1.13	1.8
0.86	1.96	2.54	1.71	0.93	0.62	1.44	2.05	1.07	-0.72
-0.87	0.05	-0.07	-0.06	-1.56	-3.38	-1.83	-2.12	-4.29	-3.37
-2.37	-2.95	-4.68	-6.55	-6.43	-6.3	-6.41	-5.58	-5.77	-6.95
-6.93	-6.33	-6.69	-5.4	-2.71	-1.93	-0.43	1.6	1.46	1.1
0.85	0.97	1.08	-0.67	-2.29	-3.53	-4.94	-4.65	-3.58	-3.33
-3.04	-1.66	-0.22	0.44	1.61	3.02	3.34	2.68	2.57	4.06
5.34	5.83	7.15	9.04	9.79	8.76	8.01	8	7.47	8.69
10.43	9.18	7.53	6.25	4.3	3.46	2.96	2.91	3.46	1.82
0.08	0.37	0.93	1.6	1.51	0.89	0.76	0.28	0.34	0.42
-0.23	-0.44	-0.46	-0.87	-2.95	-4.88	-4.3	-4.19	-4.13	-2.92
-2.65	-2.99	-3.5	-3.36	-3.22	-4.02	-3.58	-3.25	-3.61	-2.48
-1.14	-1.62	-4.28	-5.94	-5.33	-4.93	-4.55	-4.9	-6.09	-5.91
-4.83	-4.65	-5.68	-4.67	-3.02	-4.33	-4.2	-3.61	-5.11	-4.22
-2.96	-3.24	-2.06	-0.74	-1.17	-1.59	-0.17	0.61	0.88	3.07
3.66	3.31	4.89	5.38	5.51	6.64	6.67	6.29	6.33	5.38
3.75	3.08	2.06	0.19	0.26	2.01	3.65	4.64	4.47	3.91
3.54	4.01	5.31	4.73	3.22	4.28	5.93	5.31	3.54	2.2
1.56	1.09	1.44	2.74	2.49	1.33	1.03	1.39	2.2	1.06
-0.12	1.03	0.28	-0.53	0.57	-0.46	-2.25	-3.35	-4.57	-5.67
-6.43	-5.8	-5.4	-5.72	-5.39	-6.09	-7.38	-7.13	-5.1	-3.23
-2.82	-2.25	-1.79	-1.4	-0.45	-0.09	0.37	0.65	0.96	1.99
1.5	0.22	-0.67	-1.7	-1.68	-0.91	-0.3	0.54	1.77	2.29
2.15	2.68	2.67	1.35	-0.62	-1.19	0.44	0.29	-0.44	0.61
0.7	1.32	1.89	0.07	-1.53	-2.42	-3.57	-4.63	-4.74	-4.01
-2.84	-0.8	0.15	0.36	0.37	-0.75	-0.59	-0.02	0.53	0.51
-1.52	-0.72	0.07	-1.68	-1.14	-1.84	-3.24	-2.38	-0.83	2.83
4.55	3.82	3.62	1.68	1.35	2.67	2.92	4.29	4.34	3.13
3.45	4.89	7.2	7.27	4.89	4.33	4.64	3.37	2.37	2.68
2.85	2.8	2.17	0.48	-1.01	-2.03	-2.44	-2.69	-3.55	-3.83
-3.1	-1.35	0.58	1.02	0.37	-0.5	-0.27	0.27	-0.44	-0.93
-1.19	-1.54	-1.9	-1.94	-0.86	-1.11	-1.53	-0.57	-1.36	-1.78
-1.09	-1.21	-1.09	-2.04	-1.6	0.24	-0.78	-0.3	0.59	-1.18
-0.14	0.33	-1.46	-0.26	-0.1	-1.36	-0.51	-0.87	-2.33	-2.77
-2.54	-1.88	-2.19	-3.69	-4.63	-3.65	-2.6	-3.22	-3.66	-4.73
-5.06	-2.79	-3.23	-4.54	-2.53	-1.88	-3.09	-4.07	-3.98	-2.03
-0.86	-0.32	0.8	0.72	0.47	1.83	3.26	3.76	5.59	7.39
6.63	6.58	6.51	4.34	3.03	2.43	2.02	1.44	-0.26	-0.68
-0.05	0.7	2.81	4.59	5.04	5.73	7.06	7.68	7.39	7.57
7.55	6.46	5.39	5.57	6.74	6.8	6.01	5.98	5.66	3.85
1.35	0.27	0.14	-0.51	-0.08	-0.44	-3.56	-5.53	-6.15	-6.92
-6.35	-5.73	-5.31	-4.94	-6.3	-6.54	-4.77	-3.87	-3.65	-4.17
-4.81	-4.68	-4.84	-4.61	-4.58	-5.16	-5.1	-5.09	-5.59	-6.69
-6.43	-4.05	-3.14	-2.64	-1.48	-1.78	-2.32	-2.42	-1.93	-1.63
-1.99	-1.11	-0.69	-0.94	-0.01	0.04	-1.7	-3.68	-3.17	-0.92
-0.11	0.17	-0.01	-0.28	1.04	2.32	2.26	1.81	3.27	4.25
2.58	3.11	3.95	3.1	4.83	6.01	5.48	6.46	6.87	5.8
5.71	7.11	7.24	6.89	7.9	6.88	5.58	6.23	5.32	4.24
4.08	2.65	1.27	0.54	-0.83	-1.98	-1.75	-1.74	-1.85	0.07
2.22	2.67	2.01	0.67	-0.22	-0.36	0.03	0.32	-1.17	-2.35
-1.06	-0.75	-2.9	-4.69	-4.91	-4.33	-3.78	-2.94	-2.19	-3.24
-4.31	-3.93	-3.41	-3.27	-4.64	-5.16	-3.78	-4.7	-5.24	-4.27
-5.71	-6.83	-6.43	-6.08	-5.35	-4.22	-2.41	-1.58	-1.54	-0.79
-0.82	-0.54	1.49	3.87	4.65	3.88	3.75	3.72	3.6	3.87
3.4	3.09	2.74	2.34	2.27	0.79	-0.48	-0.48	-0.27	0.87
2.05	2.45	2.74	2.88	2.11	1.05	0.75	-0.2	-1.74	-2.46
-1.4	0.52	-0.08	-0.71	0.38	-0.03	-0.25	-0.77	-2.92	-3.46
-2.85	-2.47	-1.65	0	1.78	3.04	4.05	3.44	2.37	1.73
0.75	1.34	1.88	1.69	1.12	-0.28	1.21	1.82	0.22	1.44
1.46	1.43	3.85	5.55	7.2	5.85	2.92	2.01	0.6	1.32
2.9	2.51	2.8	1.78	0.44	1.22	2.05	2.1	-0.25	-3.22
-3.15	-2.79	-4.02	-4.26	-3.44	-3.49	-4.05	-4.92	-6.04	-6.08
-5.36	-4.37	-3.53	-3.16	-1.98	-0.29	1.16	1.54	0.23	-1.2
-1.79	-1.29	-1.04	-1.95	-2.1	-1.87	-1.78	-1.51	-1.01	-0.07
-0.61	-0.95	-0.09	-0.96	-0.97	-0.02	-0.32	-0.27	-0.66	0.23
1.47	-0.17	0.09	0.46	-1.34	-0.15	-0.13	-1.82	-0.35	-0.6
-1.88	-0.89	-1.49	-2.48	-1.76	-0.91	-0.42	-0.99	-1.79	-1.17
0.64	1.31	0.34	0.27	0.36	1.3	3.54	2.6	1.92	4.24
4.01	2.64	2.96	4.41	6.47	6.71	6.28	6.48	5.74	5.49
6.6	6.9	6.12	6.26	5.54	2.74	1.53	0.53	-1.7	-1.93
-1.38	-1.12	-1	-1.29	0.11	1.98	3.1	4.54	4.62	3.43
2.92	2.71	1.54	-0.08	-0.85	-1.81	-3.28	-3.87	-3.33	-2.91
-4.11	-5.63	-6.14	-7.15	-8.96	-10.02	-9.2	-8.1	-8.06	-7.53
-8.1	-10.08	-9.39	-7.41	-6.18	-4.25	-3.09	-2.68	-2.38	-3.02
-1.95	0.14	0.16	-0.47	-1.12	-1.3	-0.62	-0.43	-0.03	0.12
-0.11	0.48	0.84	0.87	1.12	2.75	5.06	4.85	4.33	4.49
3.35	2.77	3.06	3.55	3.64	3.27	3.98	3.9	3.26	3.66
2.91	1.43	1.43	3.75	5.96	5.6	5	4.65	4.66	5.82
5.99	4.92	4.36	5.26	4.94	2.88	3.67	4.24	3.19	4.48
4.3	2.61	2.76	2	0.43	0.47	1.16	0.07	-1.15	-1.19
-3.05	-4.29	-3.67	-4.9	-5.81	-5.66	-6.66	-6.96	-6.42	-6.36
-5.68	-3.99	-3.06	-2.35	-0.52	-0.05	-1.69	-3.43	-4.6	-4.63
-4.03	-3.59	-3.76	-5.01	-5.01	-3.3	-3.68	-5.54	-5.4	-3.65
-2.11	-1.37	-0.92	-0.98	-2.24	-2.46	-1.25	-0.75	-0.94	-1.77
-1.2	0.45	-0.41	-0.33	0.98	0.03	0.44	2.39	3.54	4.71
5.76	6.62	6.24	5.5	5.79	5.52	5.81	7.1	7.22	5.42
3.24	2.58	2.16	1.56	1.3	0.38	-0.11	-0.45	-0.85	-0.95
-1.92	-1.84	-0.48	0.43	1.45	1.71	0.94	0.26	-0.48	-1.65
-2.4	-2.21	-2.54	-2.76	-1.65	0.26	1.38	-0.04	-0.56	0.48
-0.35	-0.74	-0.97	-1.85	-0.42	1.47	2.37	3.4	4.48	4.78
4.06	2.99	1.04	-0.29	-0.44	-0.62	0.4	0.66	-0.03	-0.43
-0.83	1.03	1.14	-0.35	1.27	1.28	1.24	2.93	2.33	0.95
-2.29	-4.89	-4.16	-3.91	-2.34	-1.25	-2.66	-3.01	-4.08	-4.7
-3.4	-3.35	-4.53	-6.72	-7.53	-5.24	-4.01	-4.43	-3.48	-2.17
-2.27	-2.56	-2.47	-2.05	-0.5	1.13	2.19	2.72	2.83	3.53
3.97	3.38	1.82	-0.24	-1.02	-0.49	0.45	0.56	-0.13	0.36
1.02	1.23	1.6	1.89	2.12	1.17	0.92	1.67	0.79	1.08
1.93	1.21	1.2	1.1	1.75	1.99	-0.04	0.41	0.73	-0.69
0.86	0.71	-0.56	1.27	0.8	-0.11	1.33	0.88	0.68	2.19
2.85	2.73	2.08	2.05	3.38	4.58	3.99	2.63	2.97	3.54
4.27	5.13	3.11	2.55	4.31	2.84	1.47	2.53	3.57	3.8
2.08	0.5	0.04	-1.04	-1.32	-0.87	-1.88	-3.52	-4.08	-5.4
-7.52	-7.11	-6.53	-6.76	-4.83	-3.11	-2.51	-2	-1.65	-0.12
0.7	0.01	-0.66	-2.51	-4.59	-5.22	-5.68	-6.88	-7.72	-7.43
-7.38	-7.48	-6.54	-5.3	-5.11	-6.18	-6.57	-5.71	-5.43	-5.25
-3.74	-1.2	0.32	0.42	1	0.92	0.72	3.43	5.93	6.5
7.24	6.91	6.06	5.69	5.09	6.07	6.87	5.24	4.01	3.72
4.04	4.82	4.76	4.81	4.72	4.48	5.03	5.11	4.98	5.31
6.25	6.51	4.28	2.83	2.56	1.37	1.33	2	2.17	1.83
1.31	1.68	1.12	0.35	0.7	0.02	-0.42	1	3.1	3.26
1	-0.23	-0.47	-0.5	-0.06	-1.05	-2.54	-2.77	-2.19	-3.12
-4.65	-3.26	-2.99	-4.32	-3.47	-4.52	-6.28	-5.74	-6.31	-7.08
-6.14	-5.59	-6.8	-7.36	-6.72	-7.53	-7.12	-5.36	-5.76	-5.33
-3.91	-3.72	-2.6	-1	-0.26	0.88	2.2	2.17	1.87	2.11
0.65	-1.73	-2.49	-1.97	-0.67	0.42	0.68	0.43	-0.04	1.03
2.64	1.78	0.88	2.66	4.74	5.22	4.66	4.03	3.31	2.37
3	4.35	4.18	3.61	3.29	4.3	5.37	4.04	4.28	5.37
4.32	5.14	6.65	6.33	5.88	5.18	4.12	2.39	1.16	1.18
0.53	0.28	0.29	-1.39	-3.83	-5.03	-4.34	-3.9	-3.94	-3.68
-3.93	-3.59	-3.11	-2.84	-2.31	-2.28	-1.16	0.4	0.52	0.33
-0.6	-1.93	-2.44	-2.65	-2.83	-2.26	-1.08	-0.64	0.03	1.54
2.47	1.84	-0.22	-0.28	0.82	-0.16	-0.16	0.36	0.5	2.48
3.51	2.85	2.37	1.65	0.15	-1.71	-3	-4.06	-3.81	-2.55
-1.93	-0.9	-1.09	-1.9	-1.7	-1.39	0.08	-0.66	-2.12	-0.47
-1.09	-1.81	-1.25	-3.4	-5.26	-6.85	-6.37	-3.13	-1.92	-0.68
-0.65	-2.56	-2.39	-2.44	-1.93	-0.25	-0.64	-1.58	-1.83	-0.09
3.19	3.77	3.03	4	4.62	3.8	3.56	4.09	4.8	5.91
6.18	5.47	4.48	3.47	3.05	2.11	0.44	-1.04	-1.7	-0.64
0.94	1.74	1.45	0.93	1.7	2.12	1.8	1.72	1.44	1.06
0.11	0.24	0.98	0.11	0.56	1.09	0.01	0.13	0.2	0.43
0.1	-1.53	-0.32	0.23	-0.73	1.02	0.61	-0.3	1.63	0.76
0.15	1.76	1.06	1.05	2.3	1.83	0.9	0.27	0.57	1.47
1.2	-0.49	-1.64	-0.82	-0.45	-0.68	-1.16	-3.46	-3.37	-1.94
-3.96	-4.59	-3	-2.98	-4.18	-6.25	-6.96	-6.32	-6.45	-5.91
-5.29	-6.18	-6.79	-6	-5.79	-5.53	-2.9	-1.11	-0.48	1.67
2.41	1.7	1.4	1.1	1.39	0.44	-1.61	-2.75	-4.08	-4.54
-3.36	-2.54	-2.34	-1.39	0.31	1.28	2.04	3.48	4.33	3.95
3.33	4.15	5.82	6.47	7.18	8.84	10.13	9.61	8.25	8.01
7.62	7.62	9.54	9.53	7.36	6.02	4.23	2.74	2.35	1.91
2.44	1.99	-0.23	-0.7	0.01	0.63	1.03	0.41	0.07	-0.2
-0.54	-0.26	-0.69	-1.21	-1.26	-1.43	-2.62	-5.06	-5.41	-4.53
-4.73	-3.82	-2.92	-3.13	-3.57	-3.85	-3.4	-3.87	-4.15	-3.35]',[],1);...
-3.61];

%Add flat starting & ending spots
profile1D = profile1D-profile1D(1); %offset so the first point is at 0 height
profile1D = [profile1D(1)*ones(200/.1,1);profile1D;profile1D(end)*ones(20/.1,1)];
profile1D = profile1D/100; %cm->m

profile_width = -2:1:2;

profilex = (0:.1:.1*(length(profile1D)-1))'-200;
plot(profilex,profile1D)
hold on

%Uncomment the following block for a denser mesh
% profile_width = -2:0.25:2;
% profilex = (0:.025:.1*(length(profile1D)-1))'-200;
% profile1D = interp1((0:(length(profile1D)-1))*.1,profile1D,(0:.025:.1*(length(profile1D)-1)),'linear')';
% plot(profilex,profile1D)



nv_x = length(profile1D);
nv_y = length(profile_width);
n_verts = nv_x * nv_y;
n_faces = 2 * (nv_x - 1) * (nv_y - 1);

verts = zeros(n_verts,3);
verts_normals = zeros(n_verts,3);
faces = zeros(n_faces,3);


%We order the vertices starting at the bottom-left corner, row after row.
vi = 1;
for y = 1:nv_y
    verts(vi:(vi+nv_x-1),:) = [profilex,profile_width(y)*ones(nv_x,1),profile1D];
    vi = vi + nv_x;
end

% Specify triangular faces (two at a time).
% Specify the face vertices counter-clockwise.
% Set the normal indices same as the vertex indices.
it = 1;
for (iy = (nv_y - 2):-1:0) 
    for (ix = 0:(nv_x - 2))
        v0 = ix + nv_x * iy+1;
        faces(it,:) = [v0, v0 + nv_x + 1, v0 + nv_x];
        it = it + 1;
        faces(it,:) = [v0, v0 + 1, v0 + nv_x + 1];
        it = it +1;
    end
end

% Calculate normals and then average the normals from all adjacent faces.
for (it = 1:n_faces) 
    % Calculate the triangle normal as a normalized cross product.
    nrm = cross(verts(faces(it,2),:)-verts(faces(it,1),:),verts(faces(it,3),:)-verts(faces(it,1),:));
    nrm = nrm/norm(nrm);
    
    % Increment the normals of all incident vertices by the face normal
    verts_normals(faces(it,1),:) = verts_normals(faces(it,1),:) + nrm;
    verts_normals(faces(it,2),:) = verts_normals(faces(it,2),:) + nrm;
    verts_normals(faces(it,3),:) = verts_normals(faces(it,3),:) + nrm;
end

% Set the normals to the average values.
for it = 1:n_verts
    verts_normals(it,:) = verts_normals(it,:)/norm(verts_normals(it,:));
end

%generate obj file
fid = fopen('RandomRoad_9cm.obj','wt');
fprintf(fid,'# Random Road 9cm RMS (m)\n');
fprintf(fid,'o Grid\n');
for i = 1:n_verts
    fprintf(fid,'v %f %f %f\n',verts(i,1:3));
end
for i = 1:n_verts
    fprintf(fid,'vn %f %f %f\n',verts_normals(i,1:3));
end
for i = 1:n_faces
    fprintf(fid,'f %u//%u %u//%u %u//%u\n',faces(i,1),faces(i,1),faces(i,2),faces(i,2),faces(i,3),faces(i,3));
end
fclose(fid);
